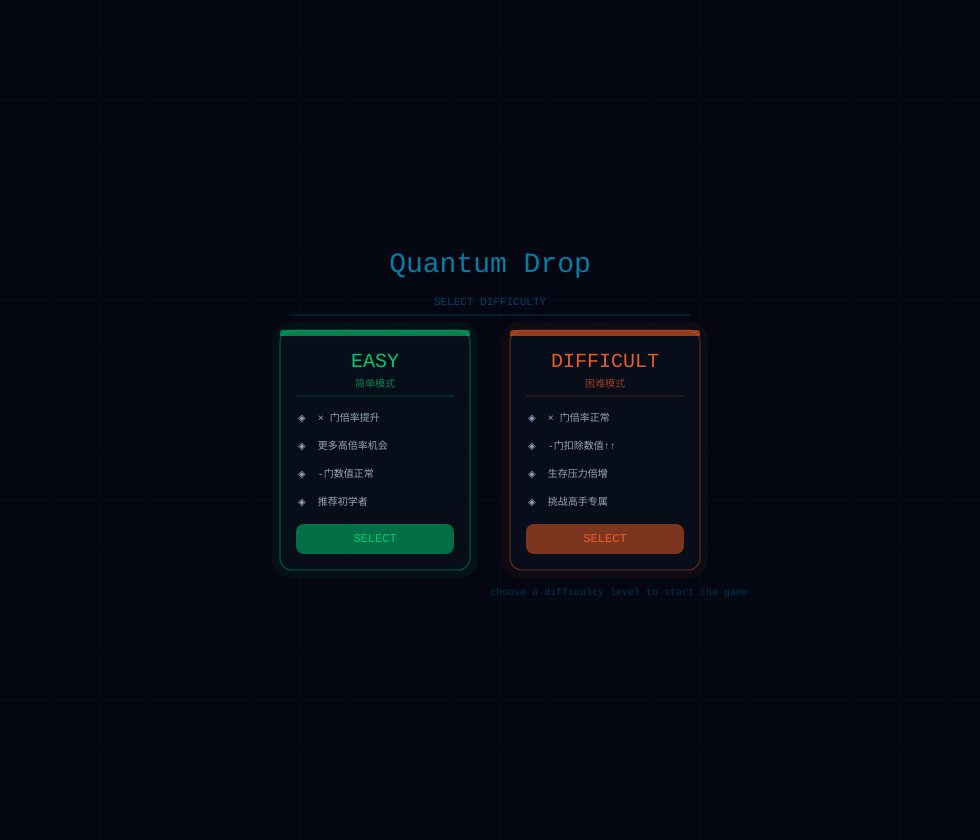
Frame 1 (no input)
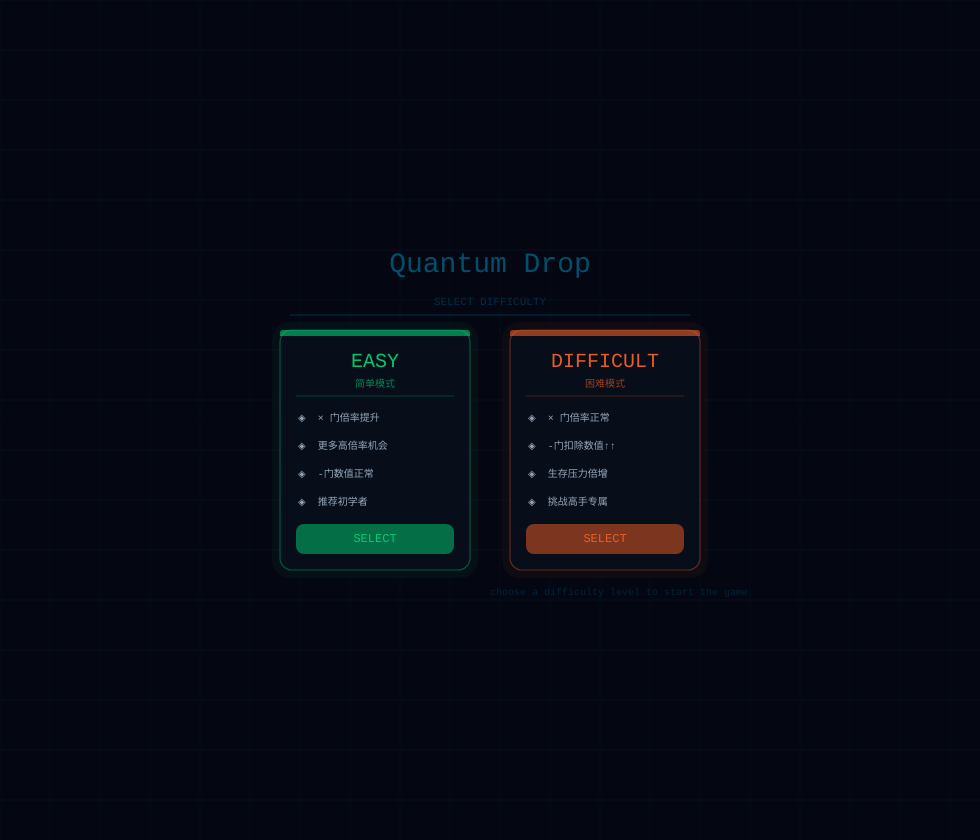
Frame 60 (no input)
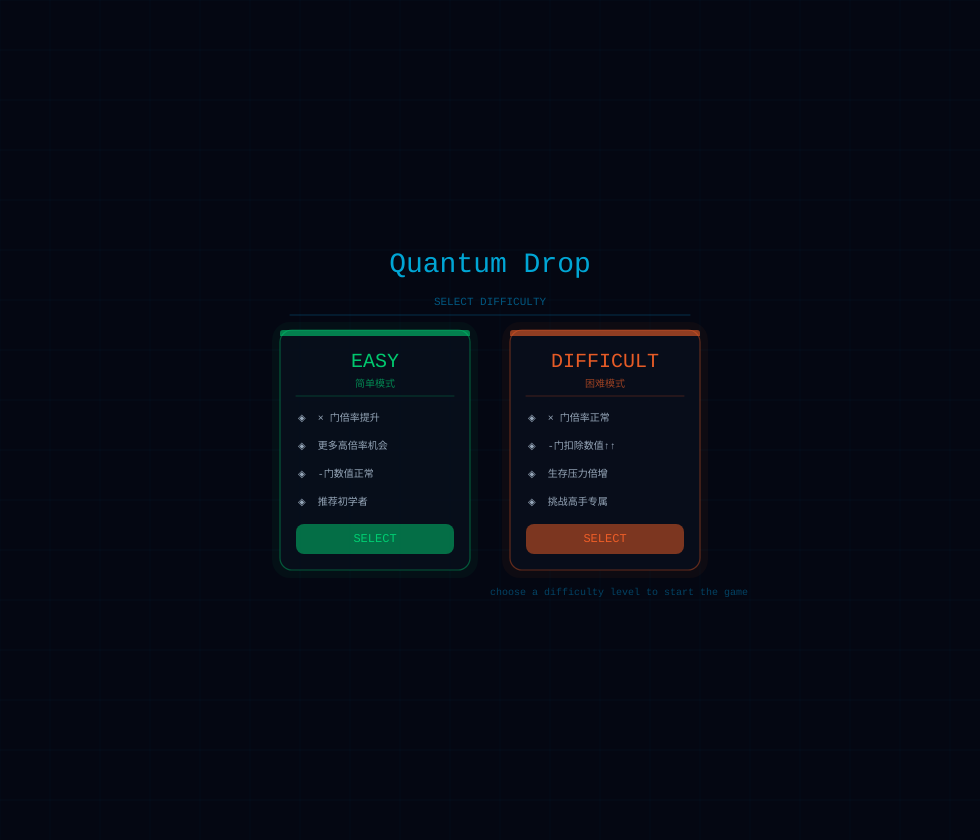
Frame 120 (the mouse pressed at the canvas centre since frame 60)

The p5.js sketch that drew these frames (run headless with seeded random() and noise() and a simulated clock; from frame 60 on, the mouse is pressed at the canvas centre):

// p5.js sketch
// ── sketch.js
// ── 地图尺寸 ──
const CELL_SIZE  = 70;
const GRID_COLS  = 14;
const GRID_ROWS  = 12;
const HUD_HEIGHT = 46;

// ── 难度系统 ──
// 'easy' | 'difficult'  (在难度选择界面设定)
let gameDifficulty = null;
// 游戏阶段：'select'（难度选择）→ 'playing'
let gamePhase = 'select';

// ── 游戏核心数值 ──
let coins   = 200;
let baseHp        = 50;
let baseHpMax     = 50;
let waveNum = 0;

// ── 波次系统 ──
const TOTAL_WAVES      = 10;
let waveState          = 'waiting';
let waveCountdownEnd   = 0;
const COUNTDOWN_FRAMES = 300;

// ── 干扰系统 ──
let jammedUntilFrame = 0;
let jamPos = { x: 0, y: 0 };

// ── 核心管理器与路径 ──
let manager      = null;
let MAIN_PATH_PX = null;
let EDGE_PATH_PX = null;
let AIR_PATH_PX  = null;
let homeTowers   = []; // 科幻基地（路径终点）


function setup() {
  createCanvas(GRID_COLS * CELL_SIZE, GRID_ROWS * CELL_SIZE);
  textFont('monospace');
  // 先不初始化游戏逻辑，等难度选择后再初始化
}

// 难度选定后调用，真正初始化游戏
function initGame() {
  initMap();

  // 在路径终点放置科幻基地
  homeTowers = [];
  if (MAIN_PATH_PX && MAIN_PATH_PX.length > 0) {
    const ep = MAIN_PATH_PX[MAIN_PATH_PX.length - 1];
    homeTowers.push(new HomeTower(ep.x, ep.y));
  }
  if (EDGE_PATH_PX && EDGE_PATH_PX.length > 0) {
    const ep2 = EDGE_PATH_PX[EDGE_PATH_PX.length - 1];
    const ep1 = MAIN_PATH_PX[MAIN_PATH_PX.length - 1];
    if (Math.hypot(ep2.x - ep1.x, ep2.y - ep1.y) > 40)
      homeTowers.push(new HomeTower(ep2.x, ep2.y));
  }

  manager = new MonsterManager();
  manager.onKilled = m => { coins += m.reward; };
  manager.onReach  = (m, dmg) => {
    baseHp = max(0, baseHp - (dmg || 1));
  };

  initTowers();
  initUI();

  // 启动第一波倒计时
  beginAutoWave();
}

function draw() {
  // ── 难度选择阶段 ──
  if (gamePhase === 'select') {
    drawDifficultySelect();
    return;
  }

  // ── 正式游戏阶段 ──
  // 1. 背景 & 路径
  drawBackground();
  drawPaths();

  // 2. 波次推进（始终运行，小游戏与波次倒计时并行）
  updateWaveSystem();

  // 3. 怪物更新
  manager.update();

  // 4. 塔 & 子弹
  updateAndDrawTowers();

  // 4.5 Home基地
  for (const ht of homeTowers) { ht.update(); ht.draw(); }

  // 5. 粒子
  updateParticles();

  // 6. 小游戏（叠加在游戏画面上）
  updateMinigame();
  drawMinigame();

  // 7. 全部UI
  drawUI();
}

function mousePressed() {
  // 难度选择阶段
  if (gamePhase === 'select') {
    handleDifficultyClick(mouseX, mouseY);
    return;
  }

  // 小游戏优先消费点击
  if (minigameState !== 'idle') {
    handleMinigameClick(mouseX, mouseY);
    return;
  }

  const consumed = handlePlacementClick(mouseX, mouseY);
  if (consumed) return;

  clickEffects.push({ x: mouseX, y: mouseY, life: 1.0 });
}

function mouseMoved() {
  if (minigameState !== 'idle') {
    handleMinigameMove(mouseX, mouseY);
  }
}
// ── minigame.js
// ============================================================
//  minigame.js — 投球小游戏（门版）
//  玩法：玩家点击选择 X 位置发射小球
//        小球穿过竖排的"门"（+N / -N / ×N）改变数量
//        最终落底结算 → 金币
//  状态: 'idle' → 'aiming' → 'playing' → 'result'
// ============================================================

let minigameState     = 'idle';
let minigameResult    = 0;
let minigameInitBalls = 10;

// ── 面板区域 ──
let MG = { x:0, y:0, w:0, h:0 };

// ── 小球 ──
// { x, y, vx, vy, alive, settled }
let mgBalls = [];
const BALL_R      = 7;
const GRAVITY     = 0.13;   // 慢落
const WALL_BOUNCE = 0.42;
const FRICTION    = 0.984;

// ── 瞄准 ──
let aimX        = 0;    // 玩家选定的发射 X
let aimConfirmed = false;

// ── 发射节奏 ──
let shootTimer  = 0;
let shootCount  = 0;   // 已发射数
let shootTotal  = 0;   // 本局发射总数（随门触发动态变化）
let shootDone   = false;

// ── 门 ──
// { x, y, w, h, type:'add'|'sub'|'mul', value, label, col, triggered, flashTimer }
// 每列门横向排列，小球穿过触发
let mgGates = [];

// ── 结算 ──
let resultTimer   = 0;
const RESULT_SHOW = 200;

// ── 粒子 ──
let mgParticles = [];

// ── 落底球数 ──
let landedBalls = 0;

// ── 待添加队列（避免迭代中修改数组） ──
let spawnQueue = [];

// ============================================================
//  对外接口
// ============================================================
function startMinigame() {
  minigameState  = 'aiming';
  minigameResult = 0;
  mgBalls        = [];
  mgGates        = [];
  mgParticles    = [];
  spawnQueue     = [];
  shootTimer     = 0;
  shootCount     = 0;
  shootTotal     = minigameInitBalls;
  shootDone      = false;
  aimConfirmed   = false;
  landedBalls    = 0;

  MG.x = 0;
  MG.y = HUD_HEIGHT;
  MG.w = width;
  MG.h = height - HUD_HEIGHT;

  aimX = MG.x + MG.w / 2;

  generateGates();
}

function endMinigame() {
  coins        += minigameResult;
  minigameState = 'idle';
}

function updateMinigame() {
  if (minigameState === 'idle' || minigameState === 'aiming') return;

  if (minigameState === 'playing') {
    shootBalls();

    // 把待生成球加入（安全，不在迭代中修改）
    for (const b of spawnQueue) mgBalls.push(b);
    spawnQueue = [];

    updateMgBalls();
    updateMgGates();
    updateMgParticles();
    checkSettlement();
  }

  if (minigameState === 'result') {
    resultTimer--;
    if (resultTimer <= 0) endMinigame();
  }
}

function drawMinigame() {
  if (minigameState === 'idle') return;
  drawMgBackground();
  drawMgGates();
  drawMgBalls();
  drawMgParticles();
  drawMgHUD();
  if (minigameState === 'aiming') drawAimUI();
  if (minigameState === 'result') drawResultUI();
}

// 鼠标点击
function handleMinigameClick(mx, my) {
  if (minigameState === 'idle') return false;
  if (minigameState === 'aiming') {
    aimX          = constrain(mx, MG.x + 20, MG.x + MG.w - 20);
    aimConfirmed  = true;
    minigameState = 'playing';
  }
  return true;
}

// 鼠标移动（瞄准阶段跟随）
function handleMinigameMove(mx, my) {
  if (minigameState === 'aiming') {
    aimX = constrain(mx, MG.x + 20, MG.x + MG.w - 20);
  }
}

// ============================================================
//  门生成
//  布局：6 行，每行 2~3 个门，横向错开
//  类型比例：约 2 个加/乘门、1 个减门
// ============================================================
// ── 门池配置 ──
// × 门：标准权重池（困难/默认）
const MUL_POOL_NORMAL = [
  { value:2, label:'×2', col:[255, 210,  0], weight:35 },
  { value:3, label:'×3', col:[255, 175,  0], weight:28 },
  { value:4, label:'×4', col:[255, 140,  0], weight:18 },
  { value:5, label:'×5', col:[255, 105, 10], weight: 9 },
  { value:6, label:'×6', col:[255,  75, 20], weight: 5 },
  { value:7, label:'×7', col:[255,  50, 35], weight: 3 },
  { value:8, label:'×8', col:[240,  30, 50], weight: 1 },
  { value:9, label:'×9', col:[220,  10, 60], weight: 1 },
];
// × 门：简单权重池（高倍率概率大幅提升）
const MUL_POOL_EASY = [
  { value:2, label:'×2', col:[255, 210,  0], weight:15 },
  { value:3, label:'×3', col:[255, 175,  0], weight:20 },
  { value:4, label:'×4', col:[255, 140,  0], weight:22 },
  { value:5, label:'×5', col:[255, 105, 10], weight:18 },
  { value:6, label:'×6', col:[255,  75, 20], weight:13 },
  { value:7, label:'×7', col:[255,  50, 35], weight: 7 },
  { value:8, label:'×8', col:[240,  30, 50], weight: 4 },
  { value:9, label:'×9', col:[220,  10, 60], weight: 1 },
];
// - 门：简单模式（小扣）
const SUB_POOL_EASY = [
  { value:2, label:'-2', col:[220, 55, 55] },
  { value:3, label:'-3', col:[210, 40, 40] },
];
// - 门：困难模式（大扣）
const SUB_POOL_HARD = [
  { value:4, label:'-4', col:[230, 40, 40] },
  { value:5, label:'-5', col:[220, 25, 25] },
  { value:6, label:'-6', col:[200, 10, 10] },
];

// 兼容旧引用
const MUL_POOL = MUL_POOL_NORMAL;
const SUB_POOL = SUB_POOL_EASY;

function pickMul() {
  const pool = (typeof gameDifficulty !== 'undefined' && gameDifficulty === 'easy')
    ? MUL_POOL_EASY : MUL_POOL_NORMAL;
  const total = pool.reduce((s, m) => s + m.weight, 0);
  let r = random(total);
  for (const m of pool) { r -= m.weight; if (r <= 0) return m; }
  return pool[0];
}

function pickSub() {
  const pool = (typeof gameDifficulty !== 'undefined' && gameDifficulty === 'difficult')
    ? SUB_POOL_HARD : SUB_POOL_EASY;
  return random(pool);
}

function generateGates() {
  mgGates = [];

  const rows    = 5;
  const usableH = MG.h - 130;
  const stepY   = usableH / (rows + 1);
  const gateH   = 34;
  const innerL  = MG.x + 28;
  const innerW  = MG.w - 56;

  const minGW = floor(MG.w / 7);
  const maxGW = floor(MG.w / 4);

  const TARGET_MUL = floor(random(3, 7));
  let mulCount = 0;

  // 弹跳门：0~2 个，记录哪些行/列位置已放置，后面插入
  const bounceCount  = floor(random(3));   // 0, 1, 2
  const bounceSlots  = [];   // { row, col } 记录坑位

  for (let row = 0; row < rows; row++) {
    const y = MG.y + 80 + stepY * (row + 1);
    const rCount = random();
    const count = rCount < 0.25 ? 1 : rCount < 0.75 ? 2 : 3;

    const widths = Array.from({length: count}, () => floor(random(minGW, maxGW)));
    const rawTotal = widths.reduce((a, b) => a + b, 0);
    const maxTotal = innerW - 16 * (count + 1);
    const scale    = rawTotal > maxTotal ? maxTotal / rawTotal : 1;
    const finalW   = widths.map(w => floor(w * scale));

    const usedW = finalW.reduce((a, b) => a + b, 0);
    const freeW = innerW - usedW;
    const gaps  = Array.from({length: count + 1}, () => random(0.5, 1.5));
    const gapSum = gaps.reduce((a, b) => a + b, 0);
    const gaps_n = gaps.map(g => (g / gapSum) * freeW);

    let curX = innerL + gaps_n[0];

    for (let c = 0; c < count; c++) {
      const remaining = rows - row;
      const mulLeft   = TARGET_MUL - mulCount;
      const mustMul   = mulLeft >= remaining * count;
      const mulBias   = row < 3 ? 0.60 : 0.35;
      const placeMul  = mulCount < TARGET_MUL && (mustMul || random() < mulBias);

      let def;
      if (placeMul) {
        const m = pickMul();
        def = { type:'mul', value: m.value, label: m.label, col: [...m.col] };
        mulCount++;
      } else {
        const s = pickSub();
        def = { type:'sub', value: s.value, label: s.label, col: [...s.col] };
      }

      mgGates.push({
        x: curX + finalW[c] / 2,
        y,
        w: finalW[c],
        h: gateH,
        type: def.type, value: def.value,
        label: def.label, col: def.col,
        triggered: false,
        flashTimer: 0,
      });
      bounceSlots.push({ gateIdx: mgGates.length - 1, row, col: c });

      curX += finalW[c] + gaps_n[c + 1];
    }
  }

  // ── 随机替换 bounceCount 个普通门为弹跳门 ──
  if (bounceCount > 0 && bounceSlots.length > 0) {
    // 打乱并取前 bounceCount 个
    for (let i = bounceSlots.length - 1; i > 0; i--) {
      const j = floor(random(i + 1));
      [bounceSlots[i], bounceSlots[j]] = [bounceSlots[j], bounceSlots[i]];
    }
    for (let k = 0; k < min(bounceCount, bounceSlots.length); k++) {
      const idx = bounceSlots[k].gateIdx;
      const g   = mgGates[idx];
      g.type      = 'bounce';
      g.value     = 0;
      g.label     = '↯';
      g.col       = [180, 60, 255];
      g.triggered = false;   // 弹跳门可多次触发（每球触发一次）
    }
  }
}

// ============================================================
//  发射小球
// ============================================================
function shootBalls() {
  if (shootDone) return;
  shootTimer++;
  // 每 4 帧发射 1 个，模拟连发
  if (shootTimer % 4 === 0 && shootCount < shootTotal) {
    shootCount++;
    const ang = random(-0.22, 0.22);
    const spd = random(1.2, 2.2);
    mgBalls.push({
      x:  aimX + random(-6, 6),
      y:  MG.y + 28,
      vx: sin(ang) * spd,
      vy: cos(ang) * spd * 0.25 + 0.5,
      alive: true, settled: false,
    });
  }
  if (shootCount >= shootTotal) {
    shootDone = true;
  }
}

// ============================================================
//  物理更新
// ============================================================
function updateMgBalls() {
  const wallL  = MG.x + 20;
  const wallR  = MG.x + MG.w - 20;
  const floorY = MG.y + MG.h - 20;

  for (const b of mgBalls) {
    if (!b.alive) continue;

    b.vy += GRAVITY;
    b.vx *= FRICTION;
    b.x  += b.vx;
    b.y  += b.vy;

    // 左右墙弹
    if (b.x - BALL_R < wallL) {
      b.x  = wallL + BALL_R;
      b.vx = abs(b.vx) * WALL_BOUNCE + random(0.1, 0.4);
    }
    if (b.x + BALL_R > wallR) {
      b.x  = wallR - BALL_R;
      b.vx = -(abs(b.vx) * WALL_BOUNCE + random(0.1, 0.4));
    }

    // 落底
    if (b.y - BALL_R > floorY) {
      b.alive   = false;
      b.settled = true;
      landedBalls++;
      spawnMgPart(b.x, floorY, color(0, 200, 255), 3);
    }
  }
}

// ============================================================
//  门碰撞 & 触发
//  × 门：每个球穿过时独立分裂（原球消失 → 生成 N 个子球扇形散射）
//  - 门：一次性，消灭 N 个在场球
// ============================================================
function updateMgGates() {
  for (const g of mgGates) {
    if (g.flashTimer > 0) g.flashTimer--;

    for (const b of mgBalls) {
      if (!b.alive || b.settled) continue;

      const hw = g.w / 2 + BALL_R;
      const hh = g.h / 2 + BALL_R;
      if (abs(b.x - g.x) < hw && abs(b.y - g.y) < hh) {
        triggerGate(g, b);
      }
    }
  }
}

function triggerGate(g, ball) {
  if (g.type === 'bounce') {
    // 每个球维护一个已弹跳过的门的 Set，弹过的门永远不再重复触发
    if (!ball._bouncedGates) ball._bouncedGates = new Set();
    if (ball._bouncedGates.has(g)) return;
    ball._bouncedGates.add(g);
    g.flashTimer = 35;

    // 强力弹飞：反转 vy，随机偏转 vx
    const spd = Math.max(Math.hypot(ball.vx, ball.vy), 2.2);
    const ang  = random(-PI * 0.35, PI * 0.35);
    ball.vx = sin(ang) * spd * random(1.1, 1.6);
    ball.vy = -abs(cos(ang)) * spd * random(1.0, 1.4);  // 向上弹

    spawnMgPart(g.x, g.y, color(...g.col), 10);
    return;
  }

  if (g.type === 'mul') {
    // × 门：每个球独立分裂，不限制触发次数
    // 用 ball 身上的标记防止同一帧重复触发同一门
    if (ball._lastGate === g) return;
    ball._lastGate = g;

    g.flashTimer = 40;

    // 原球消失，在门出口生成 value 个子球
    ball.alive = false;
    const exitY  = g.y + g.h / 2 + BALL_R + 2;
    const baseSpd = Math.max(Math.hypot(ball.vx, ball.vy), 1.5);

    for (let i = 0; i < g.value; i++) {
      const totalArc = PI * 0.24;
      const ang = -totalArc / 2 + (i / (g.value - 1 || 1)) * totalArc + random(-0.06, 0.06);
      const spd = baseSpd * random(0.85, 1.15);
      spawnQueue.push({
        x:  ball.x + sin(ang) * (BALL_R * 1.2),
        y:  exitY,
        vx: sin(ang) * spd,
        vy: abs(cos(ang)) * spd * 0.5 + 0.6,
        alive: true, settled: false,
        _lastGate: g,
        // 子球继承父球已弹跳过的门集合（拷贝一份，避免共享引用）
        _bouncedGates: ball._bouncedGates ? new Set(ball._bouncedGates) : new Set(),
      });
    }
    spawnMgPart(g.x, g.y, color(...g.col), 16);

  } else {
    // - 门：一次性，消灭 N 个活跃球
    if (g.triggered) return;
    g.triggered  = true;
    g.flashTimer = 45;

    let killed = 0;
    // 优先消灭离门最近的球
    const alive = mgBalls.filter(b => b.alive && !b.settled)
      .sort((a, b) => dist(a.x, a.y, g.x, g.y) - dist(b.x, b.y, g.x, g.y));
    for (const b of alive) {
      if (killed >= g.value) break;
      spawnMgPart(b.x, b.y, color(...g.col), 8);
      b.alive = false;
      killed++;
    }
    spawnMgPart(g.x, g.y, color(...g.col), 12);
  }
}

// ============================================================
//  结算检测
// ============================================================
function checkSettlement() {
  if (!shootDone) return;
  if (spawnQueue.length > 0) return;
  const alive = mgBalls.filter(b => b.alive).length;
  if (alive === 0) {
    minigameResult = Math.floor(landedBalls * 1.5);
    minigameState  = 'result';
    resultTimer    = RESULT_SHOW;
  }
}

// ============================================================
//  绘制：背景（保持游戏科幻风格，用深蓝半透明遮罩）
// ============================================================
function drawMgBackground() {
  noStroke();
  fill(2, 5, 18, 225);
  rect(MG.x, MG.y, MG.w, MG.h);

  // 网格
  stroke(0, 150, 220, 14); strokeWeight(1);
  for (let x = MG.x; x < MG.x + MG.w; x += 40) line(x, MG.y, x, MG.y + MG.h);
  for (let y = MG.y; y < MG.y + MG.h; y += 40) line(MG.x, y, MG.x + MG.w, y);

  // 底部落地线
  stroke(0, 200, 255, 100); strokeWeight(1.5);
  line(MG.x, MG.y + MG.h - 20, MG.x + MG.w, MG.y + MG.h - 20);
}

// ============================================================
//  绘制：门
// ============================================================
function drawMgGates() {
  textFont('monospace');

  for (const g of mgGates) {
    const [r, gn, b] = g.col;
    const flash  = g.flashTimer / 45;
    const faded  = g.triggered && g.type === 'sub';   // -门触发后变暗
    const alpha  = faded ? 55 : 215;
    const isMul  = g.type === 'mul';

    // ── 弹跳门专属外观 ──
    if (g.type === 'bounce') {
      const [r2, g2, b2] = g.col;
      const t2 = sin(frameCount * 0.22) * 0.5 + 0.5;
      // 外发光
      noStroke(); fill(r2, g2, b2, 18 + t2 * 28);
      rect(g.x - g.w/2 - 10, g.y - g.h/2 - 10, g.w + 20, g.h + 20, 14);
      // 门底色
      fill(r2 * 0.2, g2 * 0.2, b2 * 0.3, 220);
      rect(g.x - g.w/2, g.y - g.h/2, g.w, g.h, 8);
      // 门面渐变（紫到蓝紫）
      fill(r2, g2, b2, 180 + t2 * 60);
      rect(g.x - g.w/2, g.y - g.h/2, g.w, g.h - 5, 8);
      // 高光
      fill(220, 180, 255, 80 + t2 * 80);
      rect(g.x - g.w/2 + 5, g.y - g.h/2 + 4, g.w - 10, 4, 3);
      // 闪电锯齿线
      stroke(220, 160, 255, 160 + t2 * 80); strokeWeight(1.8);
      const zx1 = g.x - g.w/2 + 10, zx2 = g.x + g.w/2 - 10;
      const zy  = g.y;
      const segs = 5;
      beginShape();
      for (let s = 0; s <= segs; s++) {
        const tx = lerp(zx1, zx2, s / segs);
        const ty = zy + (s % 2 === 0 ? -6 : 6) * t2;
        vertex(tx, ty);
      }
      endShape();
      // 角落闪电小图标
      noStroke(); fill(255, 220, 255, 140 + t2 * 100);
      textSize(9); textAlign(CENTER, CENTER);
      text('⚡', g.x - g.w/2 + 9, g.y - g.h/2 + 10);
      text('⚡', g.x + g.w/2 - 9, g.y - g.h/2 + 10);
      // 标签
      fill(255, 240, 255, 230 + t2 * 25);
      textSize(g.w < 70 ? 13 : g.w < 95 ? 16 : 18);
      text('↯ BOUNCE', g.x, g.y);
      // 触发闪光
      if (g.flashTimer > 0) {
        const fv = g.flashTimer / 35;
        noFill(); stroke(r2, g2, b2, fv * 240); strokeWeight(2 + fv * 6);
        rect(g.x - g.w/2 - (1-fv)*12, g.y - g.h/2 - (1-fv)*12,
             g.w + (1-fv)*24, g.h + (1-fv)*24, 12);
      }
      textAlign(LEFT, BASELINE);
      continue;   // 跳过后面的通用绘制
    }


    if (!faded) {
      noStroke();
      fill(r, gn, b, isMul ? 28 + flash * 35 : 18 + flash * 20);
      rect(g.x - g.w/2 - 8, g.y - g.h/2 - 8, g.w + 16, g.h + 16, 12);
      // ×6以上：稀有金边脉冲
      if (isMul && g.value >= 6) {
        const pulse = sin(frameCount * 0.18) * 0.5 + 0.5;
        noFill(); stroke(255, 230, 80, 120 * pulse); strokeWeight(2);
        rect(g.x - g.w/2 - 4, g.y - g.h/2 - 4, g.w + 8, g.h + 8, 10);
      }
    }

    // ── 门底色（深） ──
    noStroke();
    fill(r * 0.35, gn * 0.35, b * 0.35, alpha);
    rect(g.x - g.w/2, g.y - g.h/2, g.w, g.h, 8);

    // ── 门面 ──
    fill(r, gn, b, alpha + flash * 40);
    rect(g.x - g.w/2, g.y - g.h/2, g.w, g.h - 5, 8);

    // ── 高光条 ──
    fill(255, 255, 255, faded ? 15 : 55 + flash * 55);
    rect(g.x - g.w/2 + 5, g.y - g.h/2 + 4, g.w - 10, 4, 3);

    // ── -门专属斜纹 ──
    if (!isMul && !faded) {
      stroke(255, 130, 110, 100); strokeWeight(1.5);
      for (let tx = g.x - g.w/2 + 8; tx < g.x + g.w/2 - 4; tx += 13) {
        line(tx, g.y - g.h/2 + 3, tx - 9, g.y + g.h/2 - 3);
      }
    }

    // ── ×门专属闪烁菱形角标 ──
    if (isMul && !faded) {
      const ps = sin(frameCount * 0.15) * 0.4 + 0.6;
      noStroke(); fill(255, 255, 180, 120 * ps);
      const mx = g.x + g.w/2 - 10, my = g.y - g.h/2 + 10;
      beginShape();
      vertex(mx, my - 5); vertex(mx + 4, my);
      vertex(mx, my + 5); vertex(mx - 4, my);
      endShape(CLOSE);
    }

    // ── 标签（字号随门宽自适应）──
    noStroke();
    fill(255, 255, 255, faded ? 80 : 232 + flash * 23);
    const labelSize = g.w < 70 ? 11 : g.w < 95 ? 13 : 15;
    textSize(labelSize); textAlign(CENTER, CENTER);
    text(g.label, g.x, g.y);

    // ── 触发闪光环 ──
    if (g.flashTimer > 0) {
      noFill();
      stroke(r, gn, b, flash * 230);
      strokeWeight(2 + flash * 5);
      rect(g.x - g.w/2 - (1-flash)*14, g.y - g.h/2 - (1-flash)*14,
           g.w + (1-flash)*28, g.h + (1-flash)*28, 12);
    }
  }
  textAlign(LEFT, BASELINE);
}

// ============================================================
//  绘制：小球
// ============================================================
function drawMgBalls() {
  for (const b of mgBalls) {
    if (!b.alive) continue;
    noStroke();
    fill(0, 160, 255, 35);
    ellipse(b.x, b.y, BALL_R * 4.2, BALL_R * 4.2);
    fill(0, 200, 255, 210);
    ellipse(b.x, b.y, BALL_R * 2, BALL_R * 2);
    fill(180, 235, 255, 200);
    ellipse(b.x - BALL_R * 0.28, b.y - BALL_R * 0.28, BALL_R * 0.7, BALL_R * 0.7);
  }
}

// ============================================================
//  绘制：HUD 顶条
// ============================================================
function drawMgHUD() {
  noStroke(); fill(3, 7, 20, 220);
  rect(MG.x, MG.y, MG.w, 46);
  stroke(0, 140, 220, 80); strokeWeight(1);
  line(MG.x, MG.y + 46, MG.x + MG.w, MG.y + 46);

  textFont('monospace'); noStroke();
  fill(0, 160, 255); textSize(10); text('◈ 在途', MG.x + 16, MG.y + 16);
  fill(0, 220, 255); textSize(15);
  text(mgBalls.filter(b => b.alive).length + spawnQueue.length, MG.x + 16, MG.y + 35);

  fill(0, 160, 255); textSize(10); text('◈ 已落底', MG.x + 110, MG.y + 16);
  fill(0, 255, 170); textSize(15); text(landedBalls, MG.x + 110, MG.y + 35);

  fill(0, 160, 255); textSize(10); text('◈ 预计金币', MG.x + 210, MG.y + 16);
  fill(255, 225, 30); textSize(15); text('¥' + Math.floor(landedBalls * 1.5), MG.x + 210, MG.y + 35);

  if (minigameState === 'playing') {
    fill(0, 180, 255, 130); textSize(10);
    textAlign(RIGHT, BASELINE);
    text(shootDone ? '发射完毕' : ('已发 ' + shootCount + '/' + shootTotal), MG.x + MG.w - 16, MG.y + 35);
    textAlign(LEFT, BASELINE);
  }
}

// ============================================================
//  绘制：瞄准 UI
// ============================================================
function drawAimUI() {
  // 竖线瞄准线
  stroke(0, 200, 255, 55); strokeWeight(1.5);
  drawingContext.setLineDash([5, 9]);
  line(aimX, MG.y + 46, aimX, MG.y + MG.h - 24);
  drawingContext.setLineDash([]);

  // 准星
  const pulse = sin(frameCount * 0.14) * 0.4 + 0.6;
  noFill(); stroke(0, 220, 255, 180 * pulse); strokeWeight(2);
  ellipse(aimX, MG.y + 28, 28 + pulse * 4, 28 + pulse * 4);
  stroke(0, 220, 255, 130 * pulse); strokeWeight(1.5);
  line(aimX - 16, MG.y + 28, aimX + 16, MG.y + 28);
  line(aimX, MG.y + 28 - 16, aimX, MG.y + 28 + 16);
  // 球数
  fill(255, 220, 50, 220); noStroke(); textFont('monospace');
  textSize(10); textAlign(CENTER, CENTER);
  text('×' + shootTotal, aimX, MG.y + 28 + 24);

  // 提示
  fill(0, 200, 255, 200); textSize(13);
  text('移动鼠标瞄准  点击发射', MG.x + MG.w / 2, MG.y + MG.h / 2);
  textAlign(LEFT, BASELINE);
}

// ============================================================
//  绘制：结算面板
// ============================================================
function drawResultUI() {
  const t  = resultTimer / RESULT_SHOW;
  const cx = MG.x + MG.w / 2;
  const cy = MG.y + MG.h / 2;

  noStroke(); fill(2, 6, 20, 205);
  rect(cx - 172, cy - 98, 344, 196, 14);
  stroke(0, 180, 255, 160); strokeWeight(2); noFill();
  rect(cx - 170, cy - 96, 340, 192, 13);

  textFont('monospace'); textAlign(CENTER, CENTER); noStroke();
  fill(0, 200, 255, 225); textSize(13);
  text('— MINIGAME SETTLEMENT —', cx, cy - 68);

  fill(0, 255, 175, 220); textSize(14);
  text('落底小球：' + landedBalls + ' 个', cx, cy - 32);

  fill(255, 215, 40, 240); textSize(34);
  text('+ ¥' + minigameResult, cx, cy + 12);

  fill(100, 175, 255, 175); textSize(10);
  text('CREDITS ADDED TO RESERVES', cx, cy + 50);

  noStroke(); fill(8, 20, 44);
  rect(cx - 112, cy + 70, 224, 8, 4);
  fill(0, 180, 255, 200);
  rect(cx - 112, cy + 70, 224 * t, 8, 4);

  textAlign(LEFT, BASELINE);
}

// ============================================================
//  粒子系统
// ============================================================
function spawnMgPart(x, y, col, n) {
  for (let i = 0; i < n; i++) {
    const a = random(TWO_PI), s = random(1.2, 4.5);
    mgParticles.push({
      x, y, vx: cos(a)*s, vy: sin(a)*s - 0.8,
      life: 1.0, col, r: random(2, 5),
    });
  }
}

function updateMgParticles() {
  mgParticles = mgParticles.filter(p => p.life > 0);
  for (const p of mgParticles) {
    p.x  += p.vx; p.y += p.vy;
    p.vx *= 0.90; p.vy = p.vy * 0.90 + 0.12;
    p.life -= 0.036;
  }
}

function drawMgParticles() {
  for (const p of mgParticles) {
    noStroke();
    fill(red(p.col), green(p.col), blue(p.col), p.life * 215);
    ellipse(p.x, p.y, p.r * p.life * 2.4, p.r * p.life * 2.4);
  }
}

// ============================================================
//  拆除塔（供 ui.js 调用）
// ============================================================
function demolishTower(t) {
  const refund = Math.floor(TOWER_DEFS[t.type].cost * 0.8);
  coins += refund;
  towers = towers.filter(tower => tower !== t);
}
// ── monsters.js
// ============================================================
//  monsters.js — 怪物与路径系统
//  负责人：张洵
//  依赖：globals.js, map.js
// ============================================================

// ============================================================
//  工具函数
// ============================================================
function moveAlongPath(pos, seg, path, spd) {
  let rem = spd, px = pos.x, py = pos.y, s = seg;
  while (rem > 0 && s < path.length - 1) {
    const tx = path[s+1].x, ty = path[s+1].y;
    const d = Math.hypot(tx - px, ty - py);
    if (d <= rem) { rem -= d; px = tx; py = ty; s++; }
    else { const r = rem/d; px += (tx-px)*r; py += (ty-py)*r; rem = 0; }
  }
  return { pos: { x: px, y: py }, seg: s };
}

function calcProgress(pos, seg, path) {
  let t = 0;
  for (let i = 0; i < seg; i++) t += distAB(path[i], path[i+1]);
  return t + distAB(path[seg], pos);
}

// ============================================================
//  粒子系统
// ============================================================
let particles = [];

function spawnParticles(x, y, col, count) {
  for (let i = 0; i < count; i++) {
    const a = random(TWO_PI), s = random(1.5, 5);
    particles.push({
      x, y, vx: cos(a)*s, vy: sin(a)*s,
      life: 1.0, col, size: random(2, 7),
    });
  }
}

function updateParticles() {
  particles = particles.filter(p => p.life > 0);
  for (const p of particles) {
    p.x += p.vx; p.y += p.vy;
    p.vx *= 0.88; p.vy *= 0.88;
    p.life -= 0.04;
    noStroke();
    fill(red(p.col), green(p.col), blue(p.col), p.life * 220);
    push(); translate(p.x, p.y); rotate(p.vx * 0.5);
    rectMode(CENTER); rect(0, 0, p.size*p.life*1.4, p.size*p.life*0.7);
    rectMode(CORNER); pop();
  }
}

// ============================================================
//  基类 Monster
// ============================================================
class Monster {
  constructor(path, hp, spd, reward) {
    this.path = path; this.hp = hp; this.maxHp = hp;
    this.spd = spd; this.reward = reward;
    this.seg = 0; this.pos = { x: path[0].x, y: path[0].y };
    this.alive = true; this.reached = false; this.progress = 0;
    this.radius = 14; this.hitFlash = 0;
    this.deathColor = color(180, 20, 10);
  }
  takeDamage(dmg) {
    this.hp -= dmg; this.hitFlash = 6;
    if (this.hp <= 0) {
      this.alive = false;
      spawnParticles(this.pos.x, this.pos.y, this.deathColor, 20);
    }
  }
  move() {
    const r = moveAlongPath(this.pos, this.seg, this.path, this.spd);
    this.pos = r.pos; this.seg = r.seg;
    this.progress = calcProgress(this.pos, this.seg, this.path);
    if (this.seg >= this.path.length - 1) this.reached = true;
  }
  drawHealthBar() {
    if (this.hitFlash > 0) this.hitFlash--;
    const bw = 40, bh = 3, bx = this.pos.x - bw/2, by = this.pos.y - this.radius - 15;
    stroke(0, 180, 255, 100); strokeWeight(1); fill(5, 8, 15, 200);
    rect(bx-1, by-1, bw+2, bh+2);
    noStroke();
    const ratio = this.hp / this.maxHp;
    fill(this.hitFlash > 0 ? color(255,220,180) : lerpColor(color(200,20,5), color(0,220,150), ratio));
    rect(bx, by, bw * ratio, bh);
    fill(255, 255, 255, 40); rect(bx, by, bw * ratio, 1);
  }
  draw() {}
  update() {
    if (!this.alive || this.reached) return;
    this.move(); this.draw(); this.drawHealthBar();
  }
}

// ── 机械蛇 ──
class MechSnake extends Monster {
  constructor(path) {
    super(path, 160, 0.95, 18);
    this.radius = 9; this.deathColor = color(160, 30, 5);
    this.waveTime = 0; this.breathe = 0;
    this.history = Array(120).fill(null).map(() => ({ x: path[0].x, y: path[0].y }));
    this.healTimer = 0; this.healEffect = 0;
    this.HEAL_RADIUS = 260;
  }
  move() {
    this.waveTime += 0.13; this.breathe += 0.08; this.healTimer++;
    if (this.healTimer >= 600) {
      this.healTimer = 0; this.healEffect = 60;
      if (typeof manager !== 'undefined') {
        for (const m of manager.monsters) {
          if (!m.alive) continue;
          const d = distAB(this.pos, m.pos);
          if (d > this.HEAL_RADIUS) continue;
          if (m instanceof BossAntMech) continue;
          const isBoss = (m instanceof BossFission)||(m instanceof BossPhantom);
          m.hp = min(m.maxHp, m.hp + floor(m.maxHp * (isBoss ? 0.08 : 0.15)));
        }
      }
    }
    if (this.healEffect > 0) this.healEffect--;
    const r = moveAlongPath(this.pos, this.seg, this.path, this.spd);
    this.pos = r.pos; this.seg = r.seg;
    this.progress = calcProgress(this.pos, this.seg, this.path);
    if (this.seg >= this.path.length - 1) this.reached = true;
    this.history.unshift({ x: this.pos.x, y: this.pos.y });
    if (this.history.length > 120) this.history.pop();
  }
  draw() {
    push();
    const n = 14;
    for (let i = n-1; i >= 0; i--) {
      const idx = min(i*6, this.history.length-1);
      const nd = this.history[idx];
      const wave = sin(this.waveTime - i*0.5) * 11;
      const nx = nd.x + wave, ny = nd.y;
      const t = 1 - i/n, w = lerp(4, 16, t);
      push(); translate(nx, ny);
      fill(lerpColor(color(28,8,4), color(75,18,7), t));
      stroke(110, 30, 8, 150 + t*80); strokeWeight(0.8);
      beginShape(); vertex(0,-w*0.9); vertex(w*0.55,0); vertex(0,w*0.65); vertex(-w*0.55,0); endShape(CLOSE);
      if (i%2===0 && t>0.3) {
        fill(55,12,4); stroke(140,35,8,140); strokeWeight(0.8);
        beginShape(); vertex(0,-w*0.9); vertex(w*0.25,-w*1.85); vertex(-w*0.25,-w*1.85); endShape(CLOSE);
      }
      if (t > 0.5) { noFill(); stroke(190,25,5,55*t); strokeWeight(1); line(-w*0.35,-w*0.25,w*0.35,w*0.25); }
      pop();
    }
    const h = this.history[0];
    push(); translate(h.x, h.y);
    fill(42,11,4); stroke(170,38,8); strokeWeight(1.2);
    beginShape(); vertex(0,-13); vertex(9,-7); vertex(11,0); vertex(8,6); vertex(2,11); vertex(-2,11); vertex(-8,6); vertex(-11,0); vertex(-9,-7); endShape(CLOSE);
    fill(28,7,2); stroke(140,32,7,170); strokeWeight(1);
    beginShape(); vertex(-9,5); vertex(-4,13); vertex(0,15); vertex(4,13); vertex(9,5); endShape();
    fill(190,155,90); noStroke();
    for (const tx of [-4,0,4]) { beginShape(); vertex(tx,9); vertex(tx+2,15); vertex(tx-2,15); endShape(CLOSE); }
    fill(4,1,1); stroke(170,28,5,190); strokeWeight(1);
    beginShape(); vertex(-5,-4); vertex(-1,-8); vertex(3,-4); vertex(1,-1); vertex(-3,-1); endShape(CLOSE);
    beginShape(); vertex(3,-4); vertex(7,-8); vertex(11,-4); vertex(9,-1); vertex(5,-1); endShape(CLOSE);
    noStroke(); fill(210,38,8, 120+sin(this.breathe)*50); ellipse(-1,-4,4,3); ellipse(7,-4,4,3);
    pop(); pop();
    if (this.healEffect > 0) {
      const t = this.healEffect / 60;
      noFill(); stroke(30,220,80,t*150); strokeWeight(2.5);
      ellipse(this.history[0].x, this.history[0].y, (1-t)*this.HEAL_RADIUS*2+10, (1-t)*this.HEAL_RADIUS*2+10);
      noFill(); stroke(80,255,120,t*80); strokeWeight(1);
      ellipse(this.history[0].x, this.history[0].y, (1-t)*this.HEAL_RADIUS*2+40, (1-t)*this.HEAL_RADIUS*2+40);
      fill(80,255,120,t*210); noStroke(); textSize(10); textAlign(CENTER);
      text('+AREA HEAL', this.history[0].x, this.history[0].y - 28);
    }
  }
}

// ── 机械天蛛 ──
class MechSpider extends Monster {
  constructor(path) {
    super(path, 140, 1.35, 26);
    this.radius = 16; this.deathColor = color(110, 55, 8);
    this.legTime = 0; this.stopTimer = 0; this.stopped = false; this.pulse = 0;
    this.dashTimer = 0; this.dashing = false; this.dashFrames = 0;
    this.dashEffect = 0; this.baseSpd = 1.35;
  }
  move() {
    this.legTime += 0.16; this.stopTimer++; this.pulse += 0.07; this.dashTimer++;
    if (this.dashTimer >= 380 && !this.dashing) {
      this.dashing = true; this.dashFrames = 20; this.dashEffect = 25; this.dashTimer = 0;
    }
    if (this.dashing) {
      this.spd = this.baseSpd * 3.5; this.dashFrames--;
      if (this.dashFrames <= 0) { this.dashing = false; this.spd = this.baseSpd; }
    }
    if (this.dashEffect > 0) this.dashEffect--;
    if (this.stopTimer % 200 < 22 && !this.dashing) { this.stopped = true; return; }
    this.stopped = false;
    const r = moveAlongPath(this.pos, this.seg, this.path, this.spd);
    this.pos = r.pos; this.seg = r.seg;
    this.progress = calcProgress(this.pos, this.seg, this.path);
    if (this.seg >= this.path.length - 1) this.reached = true;
  }
  draw() {
    push(); translate(this.pos.x, this.pos.y);
    for (let i = 0; i < 4; i++) {
      const ba = map(i, 0, 3, -PI*0.78, PI*0.06);
      const sw = sin(this.legTime + i*1.1) * 0.44;
      for (const side of [-1, 1]) {
        const a1 = ba*side + sw*side;
        const kx = cos(a1)*14*side, ky = sin(a1)*8;
        const a2 = a1 + side*0.68;
        const fx = cos(a2)*28*side, fy = sin(a2)*15 + i*3.5 - 6;
        stroke(95,60,18,190); strokeWeight(3.5); line(side*5,i*5.5-8,kx,ky);
        stroke(75,48,12,170); strokeWeight(2.5); line(kx,ky,fx,fy);
        fill(55,30,8); noStroke();
        push(); translate(kx,ky); beginShape(); for (let k=0;k<5;k++) vertex(cos(k*TWO_PI/5)*3.5,sin(k*TWO_PI/5)*3.5); endShape(CLOSE); pop();
        stroke(130,75,18,170); strokeWeight(1.5);
        line(fx,fy,fx+cos(a2-0.3)*8*side,fy+sin(a2-0.3)*5);
        line(fx,fy,fx+cos(a2)*6*side,fy+sin(a2)*5);
        line(fx,fy,fx+cos(a2+0.3)*7*side,fy+sin(a2+0.3)*4);
      }
    }
    fill(22,10,4); stroke(95,50,13); strokeWeight(1.5);
    beginShape(); vertex(0,15); vertex(10,9); vertex(13,1); vertex(9,-4); vertex(0,-1); vertex(-9,-4); vertex(-13,1); vertex(-10,9); endShape(CLOSE);
    fill(33,13,4); stroke(110,58,16); strokeWeight(1.5);
    beginShape(); vertex(0,-15); vertex(11,-9); vertex(12,-1); vertex(7,4); vertex(0,5); vertex(-7,4); vertex(-12,-1); vertex(-11,-9); endShape(CLOSE);
    fill(8,2,2); stroke(170,18,5,170); strokeWeight(1.5);
    beginShape(); vertex(0,-11); vertex(7,-7); vertex(7,-3); vertex(0,-1); vertex(-7,-3); vertex(-7,-7); endShape(CLOSE);
    fill(190,14,5,150+sin(this.pulse)*55); noStroke(); ellipse(0,-6,8,5);
    if (this.dashing || this.dashEffect > 0) {
      const t = this.dashing ? 1 : this.dashEffect/25;
      noFill(); stroke(255,140,20,t*180); strokeWeight(2.5); ellipse(0,0,38,38);
      fill(255,160,30,t*220); noStroke(); textSize(9); textAlign(CENTER); text('DASH!',0,-32);
    }
    pop();
  }
}

// ── 机器人 ──
class MechRobot extends Monster {
  constructor(path) {
    super(path, 300, 0.95, 30);
    this.radius = 18; this.deathColor = color(60,160,255);
    this.walkTime = 0; this.corePulse = 0;
    this.shielded = false; this.shieldHp = 0; this.shieldPulse = 0; this.shieldTriggered = false;
    this.shootTimer = 0; this.shootCooldown = 100; this.muzzleFlash = 0; this.bullets = [];
    this.aimDx = 1; this.aimDy = 0; this.aimAngle = 0;
  }
  takeDamage(dmg, fromSide) {
    this.hitFlash = 7;
    if (this.shielded) {
      if (!fromSide) dmg = floor(dmg * 0.5);
      this.shieldHp -= dmg; this.shieldPulse = 14;
      if (this.shieldHp <= 0) { this.shielded = false; spawnParticles(this.pos.x,this.pos.y,color(60,180,255),16); }
    } else {
      this.hp -= dmg;
      if (!this.shieldTriggered && this.hp > 0 && this.hp/this.maxHp <= 0.6) {
        this.shieldTriggered = true; this.shielded = true;
        this.shieldHp = floor(this.maxHp * 0.2); this.shieldPulse = 25;
        spawnParticles(this.pos.x, this.pos.y, color(60,180,255), 14);
      }
      if (this.hp <= 0) { this.alive = false; spawnParticles(this.pos.x,this.pos.y,this.deathColor,26); }
    }
  }
  move() {
    this.walkTime += 0.2; this.corePulse += 0.07;
    if (this.shieldPulse > 0) this.shieldPulse--;
    if (this.muzzleFlash > 0) this.muzzleFlash--;
    if (this.seg < this.path.length - 1) {
      const tx = this.path[this.seg+1].x - this.pos.x;
      const ty = this.path[this.seg+1].y - this.pos.y;
      const len = Math.hypot(tx, ty) || 1;
      this.aimDx = tx/len; this.aimDy = ty/len;
      this.aimAngle = Math.atan2(ty, tx);
    }
    this.shootTimer++;
    if (this.shootTimer >= this.shootCooldown) {
      this.shootTimer = 0; this.muzzleFlash = 8;
      this.bullets.push({ x:this.pos.x+this.aimDx*14, y:this.pos.y+this.aimDy*14, vx:this.aimDx*7, vy:this.aimDy*7, life:1.0 });
    }
    this.bullets = this.bullets.filter(b => b.life > 0);
    for (const b of this.bullets) { b.x += b.vx; b.y += b.vy; b.life -= 0.035; }
    const r = moveAlongPath(this.pos, this.seg, this.path, this.spd);
    this.pos = r.pos; this.seg = r.seg;
    this.progress = calcProgress(this.pos, this.seg, this.path);
    if (this.seg >= this.path.length - 1) this.reached = true;
  }
  draw() {
    for (const b of this.bullets) {
      push(); translate(b.x, b.y);
      const angle = Math.atan2(b.vy, b.vx); rotate(angle);
      noStroke(); fill(0,200,255,b.life*230);
      beginShape(); vertex(7,0); vertex(2,-2); vertex(-5,0); vertex(2,2); endShape(CLOSE);
      stroke(0,140,255,b.life*120); strokeWeight(1.5);
      line(-5,0,-5-b.vx*2.5,-b.vy*2.5);
      pop();
    }
    push(); translate(this.pos.x, this.pos.y);
    if (this.shielded) {
      const p = this.shieldPulse > 0 ? map(this.shieldPulse,25,0,1,0) : sin(frameCount*0.045)*0.3+0.7;
      noFill(); stroke(40,160,255,80*p); strokeWeight(7);
      beginShape(); for (let k=0;k<6;k++) vertex(cos(k*PI/3-PI/6)*32,sin(k*PI/3-PI/6)*32); endShape(CLOSE);
    }
    const ls = sin(this.walkTime) * 11;
    fill(20,28,46); stroke(55,115,195,185); strokeWeight(1.3);
    beginShape(); vertex(-4,0); vertex(-9,2); vertex(-10,18+ls); vertex(-5,20+ls); vertex(-2,4); endShape(CLOSE);
    beginShape(); vertex(4,0); vertex(9,2); vertex(10,18-ls); vertex(5,20-ls); vertex(2,4); endShape(CLOSE);
    fill(18,26,46); stroke(58,125,208,200); strokeWeight(1.5);
    beginShape(); vertex(-10,-22); vertex(-8,-30); vertex(8,-30); vertex(10,-22); vertex(12,-10); vertex(10,0); vertex(-10,0); vertex(-12,-10); endShape(CLOSE);
    const cc = this.shielded ? color(55,165,255) : color(40,120,205);
    fill(cc); noStroke();
    push(); translate(0,-16); rotate(PI/4);
    const cs = 5+sin(this.corePulse)*0.9; rect(-cs/2,-cs/2,cs,cs,1); pop();
    fill(16,24,42); stroke(62,135,220,215); strokeWeight(1.6); rect(-9,-52,18,18,3);
    fill(6,10,20); stroke(52,125,222,180); strokeWeight(1); rect(-8,-48,16,5,2);
    noStroke(); fill(0,130+sin(this.corePulse)*28,255,230); rect(-7,-47,14,3,1);
    pop();
  }
}

// ── 机械烈焰鸟 ──
class MechPhoenix extends Monster {
  constructor(path) {
    super(path, 95, 1.9, 32);
    this.isFlying = true;
    this.radius = 16; this.deathColor = color(200, 50, 5);
    this.baseSpd = 2.0; this.wingTime = 0; this.diveTimer = 0;
    this.diving = false; this.floatY = 0; this.trail = []; this.boneAngle = 0;
    this.jamTimer = 0; this.jamming = false; this.jamEffect = 0; this.jamRadius = 150;
  }
  move() {
    this.wingTime += 0.22; this.diveTimer++;
    this.floatY = cos(this.wingTime * 0.38) * 8; this.boneAngle += 0.03;
    this.diving = this.diveTimer % 180 < 42;
    this.spd = this.diving ? this.baseSpd * (3.2/1.85) : this.baseSpd;
    this.jamTimer++;
    if (this.jamTimer >= 360) {
      this.jamTimer = 0; this.jamEffect = 60;
      jammedUntilFrame = frameCount + 90;
      jamPos = { x: this.pos.x, y: this.pos.y };
    }
    if (this.jamEffect > 0) this.jamEffect--;
    this.trail.push({ x:this.pos.x, y:this.pos.y+this.floatY, vx:(random()-0.5)*1.2, vy:(random()-0.5)*1.2+0.5, life:1.0, size:random(5,14) });
    const r = moveAlongPath(this.pos, this.seg, this.path, this.spd);
    this.pos = r.pos; this.seg = r.seg;
    this.progress = calcProgress(this.pos, this.seg, this.path);
    if (this.seg >= this.path.length - 1) this.reached = true;
  }
  draw() {
    if (this.jamEffect > 0) {
      const t = this.jamEffect / 60;
      const r = (1-t) * this.jamRadius;
      noFill(); stroke(255,80,0,t*160); strokeWeight(3); ellipse(this.pos.x,this.pos.y+this.floatY,r*2,r*2);
      fill(255,120,20,t*200); noStroke(); textSize(10); textAlign(CENTER);
      text('JAM!', this.pos.x, this.pos.y+this.floatY-r*0.5-8);
    }
    this.trail = this.trail.filter(p => p.life > 0);
    for (const p of this.trail) {
      p.life -= this.diving ? 0.07 : 0.045; p.x += p.vx; p.y += p.vy;
      noStroke();
      fill(p.life>0.6 ? color(200,lerp(10,80,p.life),5,p.life*200) : color(18,10,6,p.life*150));
      push(); translate(p.x,p.y); rotate(p.vx*0.8);
      const sz = p.size * p.life;
      beginShape(); vertex(0,-sz); vertex(sz*0.45,sz*0.3); vertex(0,sz*0.75); vertex(-sz*0.45,sz*0.3); endShape(CLOSE);
      pop();
    }
    push(); translate(this.pos.x, this.pos.y + this.floatY);
    const wa = sin(this.wingTime) * 0.65;
    for (const side of [-1, 1]) {
      push(); scale(side, 1); rotate(-wa*side-0.4);
      fill(38,13,4); stroke(130,50,10); strokeWeight(1.5);
      beginShape(); vertex(0,-2); vertex(8,-4); vertex(28,-10); vertex(36,-6); vertex(26,0); vertex(8,2); endShape(CLOSE);
      pop();
    }
    fill(26,9,3); stroke(115,42,8); strokeWeight(1.5);
    beginShape(); vertex(0,-13); vertex(10,-9); vertex(13,-1); vertex(11,5); vertex(5,11); vertex(-5,11); vertex(-11,5); vertex(-13,-1); vertex(-10,-9); endShape(CLOSE);
    fill(38,13,4); stroke(125,47,10); strokeWeight(1.5);
    beginShape(); vertex(0,-27); vertex(8,-23); vertex(11,-17); vertex(9,-11); vertex(5,-9); vertex(-5,-9); vertex(-9,-11); vertex(-11,-17); vertex(-8,-23); endShape(CLOSE);
    fill(4,1,1); stroke(170,18,5,175); strokeWeight(1.2);
    beginShape(); vertex(-7,-21); vertex(-3,-25); vertex(1,-21); vertex(-1,-17); vertex(-5,-17); endShape(CLOSE);
    beginShape(); vertex(3,-21); vertex(7,-25); vertex(11,-21); vertex(9,-17); vertex(5,-17); endShape(CLOSE);
    noStroke(); fill(215,22,5,140+sin(this.wingTime*0.8)*55); ellipse(-3,-20,5,4); ellipse(7,-20,5,4);
    pop();
  }
}

// ── Boss 裂变核心 ──
class BossFission extends Monster {
  constructor(path) {
    super(path, 2200, 0.4, 160);
    this.radius = 28; this.deathColor = color(255,120,20);
    this.armAngle = 0; this.crackLevel = 0; this.overloading = false;
    this.overloadTimer = 0; this.splitDone = false; this.pulseFire = 0;
    this.shootTimer = 0; this.lavaBalls = []; this.lavaGrounds = [];
  }
  takeDamage(dmg) {
    this.hitFlash = 5;
    const effective = this.overloading ? dmg*1.5 : dmg;
    this.hp -= effective; this.crackLevel = min(20, this.crackLevel+1);
    if (this.crackLevel >= 20 && !this.overloading) {
      this.overloading = true; this.overloadTimer = 300; this.crackLevel = 0;
      spawnParticles(this.pos.x, this.pos.y, color(255,140,20), 20);
    }
    if (!this.splitDone && this.hp <= this.maxHp*0.5 && this.hp > 0) {
      this.splitDone = true;
      if (typeof manager !== 'undefined') {
        for (let i = 0; i < 4; i++) {
          const s = new MechSnake(this.path.slice(this.seg));
          s.hp = 180; s.maxHp = 180; s.spd = 1.4;
          manager.monsters.push(s);
        }
      }
    }
    if (this.hp <= 0) { this.alive = false; spawnParticles(this.pos.x,this.pos.y,this.deathColor,40); }
  }
  move() {
    this.armAngle += 0.02; this.pulseFire += 0.05;
    if (this.overloading) {
      this.overloadTimer--; this.spd = 0.8;
      if (this.overloadTimer <= 0) { this.overloading = false; this.spd = 0.4; }
    }
    this.shootTimer++;
    if (this.shootTimer >= 160) {
      this.shootTimer = 0;
      let dx = 0, dy = 0;
      if (this.seg < this.path.length - 1) {
        dx = this.path[this.seg+1].x - this.pos.x;
        dy = this.path[this.seg+1].y - this.pos.y;
        const l = Math.hypot(dx,dy)||1; dx/=l; dy/=l;
      }
      for (let i = -3; i <= 3; i++) {
        const a = Math.atan2(dy,dx) + i*0.22;
        this.lavaBalls.push({ x:this.pos.x, y:this.pos.y, vx:cos(a)*4, vy:sin(a)*4, life:1.0, r:7 });
      }
    }
    this.lavaBalls = this.lavaBalls.filter(b => b.life > 0);
    for (const b of this.lavaBalls) {
      b.x += b.vx; b.y += b.vy; b.life -= 0.022;
      if (b.life < 0.5) { this.lavaGrounds.push({ x:b.x, y:b.y, life:1.0, r:18 }); b.life = 0; }
    }
    this.lavaGrounds = this.lavaGrounds.filter(g => g.life > 0);
    for (const g of this.lavaGrounds) g.life -= 0.006;
    const r = moveAlongPath(this.pos, this.seg, this.path, this.spd);
    this.pos = r.pos; this.seg = r.seg;
    this.progress = calcProgress(this.pos, this.seg, this.path);
    if (this.seg >= this.path.length - 1) this.reached = true;
  }
  draw() {
    for (const g of this.lavaGrounds) {
      noStroke(); fill(255,80,0,g.life*120); ellipse(g.x,g.y,g.r*2,g.r*2);
    }
    for (const b of this.lavaBalls) {
      push(); translate(b.x,b.y); noStroke(); fill(255,100,10,b.life*220); ellipse(0,0,b.r*2,b.r*2); pop();
    }
    push(); translate(this.pos.x, this.pos.y);
    if (this.overloading) {
      const p = sin(frameCount*0.3)*0.5+0.5;
      noFill(); stroke(255,200,50,150*p); strokeWeight(6); ellipse(0,0,80+p*12,80+p*12);
    }
    for (let i = 0; i < 8; i++) {
      const a = this.armAngle + i*PI/4;
      const len = 36 + sin(this.pulseFire+i)*4;
      stroke(100,50,15,180); strokeWeight(4); line(0,0,cos(a)*len,sin(a)*len);
    }
    fill(40,18,5); stroke(180,80,20); strokeWeight(2); ellipse(0,0,54,54);
    const crack = this.crackLevel/20;
    fill(255,lerp(80,220,crack),20,200+crack*55); noStroke(); ellipse(0,0,22,22);
    if (this.overloading) { fill(255,220,50,220); noStroke(); textSize(10); textAlign(CENTER); text('OVERLOAD!',0,-38); }
    pop();
    this.drawHealthBar();
  }
  drawHealthBar() {
    if (this.hitFlash > 0) this.hitFlash--;
    const bw=60,bh=5,bx=this.pos.x-bw/2,by=this.pos.y-this.radius-20;
    stroke(200,80,10,150); strokeWeight(1); fill(8,4,2,210); rect(bx-1,by-1,bw+2,bh+2);
    noStroke(); const ratio=this.hp/this.maxHp;
    fill(this.hitFlash>0?color(255,255,255):lerpColor(color(200,20,5),color(255,160,20),ratio));
    rect(bx,by,bw*ratio,bh);
    fill(255,120,20,200); noStroke(); textSize(8); textAlign(CENTER);
    text('BOSS  FISSION CORE', this.pos.x, by-4); textAlign(LEFT,BASELINE);
  }
}

// ── Boss 幽灵协议 ──
class BossPhantom extends Monster {
  constructor(path) {
    super(path, 700, 0.88, 260);
    this.radius = 18; this.deathColor = color(180,220,255);
    this.walkTime = 0; this.corePulse = 0;
    this.hitCount = 0; this.invincible = 0; this.ghost = 0;
    this.ghostPos = { x:this.pos.x, y:this.pos.y };
    this.empTimer = 0; this.empEffect = 0;
    this.clonesDone = false; this.isClone = false; this.clonePulse = 0;
    this.trail = []; this.bullets = []; this.shootTimer = 0;
  }
  takeDamage(dmg) {
    if (this.invincible > 0) return;
    this.hitFlash = 5; this.hitCount++;
    if (this.hitCount >= 3) {
      this.hitCount = 0; this.ghostPos = { x:this.pos.x, y:this.pos.y };
      this.ghost = 40; this.invincible = 30;
      const r = moveAlongPath(this.pos, this.seg, this.path, 60);
      this.pos = r.pos; this.seg = r.seg;
      this.progress = calcProgress(this.pos, this.seg, this.path);
    } else { this.hp -= dmg; }
    if (!this.clonesDone && !this.isClone && this.hp > 0 && this.hp/this.maxHp <= 0.3) {
      this.clonesDone = true;
      if (typeof manager !== 'undefined') {
        for (let i = 0; i < 2; i++) {
          const c = new BossPhantom(this.path.slice(this.seg));
          c.hp = floor(this.maxHp*0.2); c.maxHp = floor(this.maxHp*0.2);
          c.isClone = true; c.pos = { x:this.pos.x+(i*2-1)*20, y:this.pos.y };
          manager.monsters.push(c);
        }
      }
    }
    if (this.hp <= 0) { this.alive = false; spawnParticles(this.pos.x,this.pos.y,this.deathColor,35); }
  }
  move() {
    this.walkTime += 0.2; this.corePulse += 0.06; this.clonePulse += 0.08;
    if (this.invincible > 0) this.invincible--;
    if (this.ghost > 0) this.ghost--;
    this.empTimer++;
    if (!this.isClone && this.empTimer >= 1800) {
      this.empTimer = 0; this.empEffect = 60;
      jammedUntilFrame = frameCount + 480;
    }
    if (this.empEffect > 0) this.empEffect--;
    this.trail.push({ x:this.pos.x, y:this.pos.y, life:1.0 });
    if (this.trail.length > 12) this.trail.shift();
    for (const t of this.trail) t.life -= 0.12;
    this.shootTimer++;
    if (this.shootTimer >= 70) {
      this.shootTimer = 0;
      let dx=0,dy=0;
      if (this.seg < this.path.length-1) {
        dx=this.path[this.seg+1].x-this.pos.x; dy=this.path[this.seg+1].y-this.pos.y;
        const l=Math.hypot(dx,dy)||1; dx/=l; dy/=l;
      }
      this.bullets.push({ x:this.pos.x, y:this.pos.y, vx:dx*8, vy:dy*8, life:1.0 });
    }
    this.bullets = this.bullets.filter(b => b.life > 0);
    for (const b of this.bullets) { b.x+=b.vx; b.y+=b.vy; b.life-=0.03; }
    const r = moveAlongPath(this.pos, this.seg, this.path, this.spd);
    this.pos = r.pos; this.seg = r.seg;
    this.progress = calcProgress(this.pos, this.seg, this.path);
    if (this.seg >= this.path.length-1) this.reached = true;
  }
  draw() {
    for (const t of this.trail) {
      noStroke(); fill(this.isClone?color(180,100,255,t.life*80):color(100,180,255,t.life*80));
      ellipse(t.x, t.y, 32, 32);
    }
    push(); translate(this.pos.x, this.pos.y);
    if (this.empEffect > 0) {
      const et = this.empEffect/60;
      noFill(); stroke(200,230,255,et*180); strokeWeight(3);
      ellipse(0,0,(1-et)*400+20,(1-et)*400+20);
    }
    const ls = sin(this.walkTime)*9;
    fill(18,28,52); stroke(60,140,255,160); strokeWeight(1.2);
    beginShape(); vertex(-4,2); vertex(-8,4); vertex(-9,20+ls); vertex(-4,22+ls); vertex(-2,5); endShape(CLOSE);
    beginShape(); vertex(4,2); vertex(8,4); vertex(9,20-ls); vertex(4,22-ls); vertex(2,5); endShape(CLOSE);
    fill(18,28,52); stroke(60,140,255,200); strokeWeight(1.5);
    beginShape(); vertex(-8,-24); vertex(-5,-34); vertex(5,-34); vertex(8,-24); vertex(10,-8); vertex(8,4); vertex(-8,4); vertex(-10,-8); endShape(CLOSE);
    fill(16,26,50); stroke(140,210,255,220); strokeWeight(1.8); ellipse(0,-42,22,24);
    fill(0,140+sin(this.corePulse)*40,255,230); noStroke(); rect(-7,-49,14,3,1);
    if (this.isClone) { fill(200,120,255,160); noStroke(); textSize(8); textAlign(CENTER); text('CLONE',0,-55); }
    pop();
    this.drawHealthBar();
  }
  drawHealthBar() {
    if (this.hitFlash>0) this.hitFlash--;
    const bw=this.isClone?40:60,bh=5,bx=this.pos.x-bw/2,by=this.pos.y-this.radius-20;
    fill(5,8,18,210); stroke(60,180,255,150); strokeWeight(1); rect(bx-1,by-1,bw+2,bh+2);
    noStroke(); const ratio=max(0,this.hp/this.maxHp);
    fill(lerpColor(color(200,20,200),color(80,180,255),ratio)); rect(bx,by,bw*ratio,bh);
    if (!this.isClone) {
      fill(80,180,255,180); noStroke(); textSize(8); textAlign(CENTER);
      text('BOSS  PHANTOM PROTOCOL', this.pos.x, by-4); textAlign(LEFT,BASELINE);
    }
  }
}

// ── Boss 相变战士 ──
class BossAntMech extends Monster {
  constructor(path) {
    super(path, 4200, 0.72, 520);
    this.radius = 18; this.deathColor = color(80,255,120);
    this.walkTime = 0; this.corePulse = 0;
    this.phaseState = 'normal'; this.phaseTimer = 0;
    this.normalDur=480; this.giantDur=360; this.tinyDur=300;
    this.phaseOrder=['normal','giant','normal','tiny']; this.phaseIdx=0;
    this.scale=1.0; this.targetScale=1.0; this.baseSpd=0.75; this.baseRadius=18;
    this.shockwave=0; this.shockwaveR=0;
    this.antReleaseCount=0; this.antThresholds=[0.75,0.5,0.25];
    this.bullets=[]; this.shootTimer=0; this.berserk=false;
    this.legTime=0; this.antennaPulse=0;
    this.shieldTriggered=false; this.shielded=false; this.shieldHp=0; this.shieldPulse=0;
  }
  takeDamage(dmg) {
    if (this.phaseState==='giant') dmg=floor(dmg*0.15);
    if (this.phaseState==='tiny')  dmg=floor(dmg*2.2);
    this.hitFlash=5;
    if (this.shielded) {
      this.shieldHp-=dmg; this.shieldPulse=14;
      if (this.shieldHp<=0) { this.shielded=false; spawnParticles(this.pos.x,this.pos.y,color(80,255,120),14); }
    } else {
      this.hp-=dmg;
      if (!this.shieldTriggered&&this.hp>0&&this.hp/this.maxHp<=0.5) {
        this.shieldTriggered=true; this.shielded=true;
        this.shieldHp=floor(this.maxHp*0.2); this.shieldPulse=25;
      }
    }
    for (let i=this.antReleaseCount;i<this.antThresholds.length;i++) {
      if (this.hp/this.maxHp<=this.antThresholds[i]) {
        this.antReleaseCount=i+1;
        if (typeof manager!=='undefined') {
          for (let j=0;j<5;j++) {
            const s=new MechSpider(this.path.slice(this.seg));
            s.hp=40; s.maxHp=40; s.spd=2.2; manager.monsters.push(s);
          }
        }
        break;
      }
    }
    if (this.hp<=0) { this.alive=false; spawnParticles(this.pos.x,this.pos.y,this.deathColor,50); }
  }
  move() {
    this.walkTime+=0.18; this.corePulse+=0.07; this.antennaPulse+=0.1; this.legTime+=0.2;
    if (this.shieldPulse>0) this.shieldPulse--;
    this.berserk=this.hp/this.maxHp<=0.5;
    this.phaseTimer++;
    const phaseDurs={normal:this.berserk?200:this.normalDur,giant:this.berserk?240:this.giantDur,tiny:this.berserk?180:this.tinyDur};
    if (this.phaseTimer>=phaseDurs[this.phaseState]) {
      const prev=this.phaseState;
      this.phaseIdx=(this.phaseIdx+1)%this.phaseOrder.length;
      this.phaseState=this.phaseOrder[this.phaseIdx]; this.phaseTimer=0;
      if (prev==='tiny'&&this.phaseState==='normal') { this.shockwave=60; this.shockwaveR=0; jammedUntilFrame=frameCount+90; }
    }
    const targets={normal:1.0,giant:this.berserk?5.0:4.5,tiny:this.berserk?0.15:0.18};
    this.targetScale=targets[this.phaseState];
    this.scale+=(this.targetScale-this.scale)*0.08;
    this.radius=this.baseRadius*this.scale;
    const spdMods={normal:1.0,giant:0.35,tiny:this.berserk?1.7:1.4};
    this.spd=this.baseSpd*spdMods[this.phaseState];
    if (this.shockwave>0) { this.shockwave--; this.shockwaveR+=(this.berserk?220:160)/60; }
    if (this.phaseState==='normal') {
      this.shootTimer++;
      if (this.shootTimer>=80) {
        this.shootTimer=0;
        let dx=0,dy=0;
        if (this.seg<this.path.length-1) {
          dx=this.path[this.seg+1].x-this.pos.x; dy=this.path[this.seg+1].y-this.pos.y;
          const l=Math.hypot(dx,dy)||1; dx/=l; dy/=l;
        }
        for (let i=-1;i<=1;i++) {
          const a=Math.atan2(dy,dx)+i*0.25;
          this.bullets.push({x:this.pos.x,y:this.pos.y,vx:cos(a)*6,vy:sin(a)*6,life:1.0});
        }
      }
    }
    this.bullets=this.bullets.filter(b=>b.life>0);
    for (const b of this.bullets) { b.x+=b.vx; b.y+=b.vy; b.life-=0.028; }
    const r=moveAlongPath(this.pos,this.seg,this.path,this.spd);
    this.pos=r.pos; this.seg=r.seg;
    this.progress=calcProgress(this.pos,this.seg,this.path);
    if (this.seg>=this.path.length-1) this.reached=true;
  }
  draw() {
    if (this.shockwave>0) {
      const st=this.shockwave/60; noFill(); stroke(80,255,120,st*200); strokeWeight(4);
      ellipse(this.pos.x,this.pos.y,this.shockwaveR*2,this.shockwaveR*2);
    }
    push(); translate(this.pos.x,this.pos.y); scale(this.scale);
    if (this.phaseState==='giant') {
      noFill(); stroke(80,255,120,60); strokeWeight(12); ellipse(0,0,55,70);
    }
    fill(16,34,22); stroke(55,190,80,205); strokeWeight(1.6);
    beginShape(); vertex(-11,-24); vertex(-8,-34); vertex(8,-34); vertex(11,-24); vertex(13,-10); vertex(11,0); vertex(-11,0); vertex(-13,-10); endShape(CLOSE);
    fill(16,35,22); stroke(60,200,85,220); strokeWeight(1.8); ellipse(0,-48,26,28);
    fill(0,200+sin(this.corePulse)*40,50,230); noStroke(); rect(-7,-49,14,3,1);
    stroke(55,200,80,180); strokeWeight(1.5); line(-5,-60,-9,-72); line(5,-60,9,-72);
    fill(80,255,100,220); noStroke(); ellipse(-9,-73,5,5); ellipse(9,-73,5,5);
    pop();
    textFont('monospace'); noStroke();
    const labelY=this.pos.y-max(this.radius,20)-22;
    if (this.phaseState==='giant') { fill(80,255,120,220); textSize(11); textAlign(CENTER); text('▲ GIANT MODE',this.pos.x,labelY); }
    else if (this.phaseState==='tiny') { fill(200,255,100,220); textSize(11); textAlign(CENTER); text('▼ TINY MODE',this.pos.x,labelY); }
    if (this.berserk) { fill(255,80,80,200); textSize(10); textAlign(CENTER); text('⚡ BERSERK',this.pos.x,labelY-14); }
    textAlign(LEFT,BASELINE);
    this.drawHealthBar();
  }
  drawHealthBar() {
    if (this.hitFlash>0) this.hitFlash--;
    const bw=70,bh=6,bx=this.pos.x-bw/2,by=this.pos.y-max(this.radius,20)-24;
    stroke(40,200,70,150); strokeWeight(1); fill(5,12,8,215); rect(bx-1,by-1,bw+2,bh+2);
    noStroke(); const ratio=max(0,this.hp/this.maxHp);
    fill(this.hitFlash>0?color(255,255,255):color(0,200,80)); rect(bx,by,bw*ratio,bh);
    for (const t of [0.25,0.5,0.75]) { stroke(255,200,100,160); strokeWeight(1); line(bx+bw*t,by,bx+bw*t,by+bh); }
    fill(80,255,120,200); noStroke(); textSize(8); textAlign(CENTER);
    text('FINAL BOSS  ANT-MECH',this.pos.x,by-4); textAlign(LEFT,BASELINE);
  }
}

// ============================================================
//  MonsterManager
// ============================================================
class MonsterManager {
  constructor() { this.monsters=[]; this.queue=[]; this.fc=0; this.onKilled=null; this.onReach=null; }

  enqueueWave(type,count,interval,startDelay) {
    interval=interval||60; startDelay=startDelay||0;
    for (let i=0;i<count;i++) this.queue.push({type,frame:this.fc+startDelay+i*interval});
  }

  spawn(type) {
    // 蛇/蜘蛛/机器人随机走主路或边路
    const groundPath = () => (random()<0.5 ? MAIN_PATH_PX : EDGE_PATH_PX);
    let m = null;
    if (type==='snake')   m = new MechSnake(groundPath());
    else if (type==='spider')  m = new MechSpider(groundPath());
    else if (type==='robot')   m = new MechRobot(groundPath());
    else if (type==='phoenix') m = new MechPhoenix(AIR_PATH_PX);
    else if (type==='boss1')   m = new BossFission(MAIN_PATH_PX);
    else if (type==='boss2')   m = new BossPhantom(MAIN_PATH_PX);
    else if (type==='boss3')   m = new BossAntMech(MAIN_PATH_PX);
    if (!m) return null;

    // ── 波次成长系数 ──
    // 普通怪：每波 HP×1.13，速度×1.04（Wave10 ≈ HP×3.0，速度×1.4）
    // Boss：每波 HP×1.09（基数大，慢一点）
    // 奖励同步上涨，后期打怪更值钱
    const wave = (typeof waveNum !== 'undefined') ? max(1, waveNum) : 1;
    const n    = wave - 1;
    const isBoss = (m instanceof BossFission)||(m instanceof BossPhantom)||(m instanceof BossAntMech);

    const hpMult  = isBoss ? pow(1.09, n) : pow(1.13, n);
    const spdMult = isBoss ? 1            : min(pow(1.04, n), 1.45); // Boss不加速，普通怪限制上限
    const rewMult = pow(1.10, n);

    const newHp = floor(m.hp * hpMult);
    m.hp = newHp; m.maxHp = newHp;
    m.spd *= spdMult;
    if (m.baseSpd !== undefined) m.baseSpd = m.spd;
    m.reward = floor(m.reward * rewMult);

    return m;
  }

  // 怪物到达终点扣血量（设计：50HP，小怪漏20只死，Boss漏1只损失惨重）
  _reachDmg(m) {
    if (m instanceof BossAntMech)  return 15;
    if (m instanceof BossFission || m instanceof BossPhantom) return 10;
    if (m instanceof MechRobot)    return 4;
    if (m instanceof MechPhoenix)  return 3;
    return 2; // snake / spider
  }

  damageAt(tx,ty,dmg,antiAir,fromSide) {
    antiAir=antiAir||false; fromSide=fromSide||false;
    for (const m of this.monsters) {
      if (!m.alive||m.reached) continue;
      if (antiAir&&!(m instanceof MechPhoenix)) continue;
      if (!antiAir&&(m instanceof MechPhoenix)) continue;
      if (distAB(m.pos,{x:tx,y:ty})<=m.radius+5) {
        if (m instanceof MechRobot) m.takeDamage(dmg,fromSide); else m.takeDamage(dmg);
      }
    }
  }

  damageInRadius(cx,cy,radius,dmg,antiAir) {
    antiAir=antiAir||false;
    for (const m of this.monsters) {
      if (!m.alive||m.reached) continue;
      if (antiAir&&!(m instanceof MechPhoenix)) continue;
      if (!antiAir&&(m instanceof MechPhoenix)) continue;
      if (distAB(m.pos,{x:cx,y:cy})<=radius) {
        if (m instanceof MechRobot) m.takeDamage(dmg,false); else m.takeDamage(dmg);
      }
    }
  }

  getMonstersInRange(cx,cy,range,antiAir) {
    antiAir=antiAir||false;
    return this.monsters.filter(m=>{
      if (!m.alive||m.reached) return false;
      if (antiAir&&!(m instanceof MechPhoenix)) return false;
      if (!antiAir&&(m instanceof MechPhoenix)) return false;
      return distAB(m.pos,{x:cx,y:cy})<=range;
    });
  }

  update() {
    this.fc++;
    for (let i=this.queue.length-1;i>=0;i--) {
      if (this.queue[i].frame<=this.fc) {
        const m=this.spawn(this.queue[i].type);
        if (m) this.monsters.push(m);
        this.queue.splice(i,1);
      }
    }

    for (const m of this.monsters) {
      m.update();

      // ── Home塔碰撞：怪物进入基地半径立即死亡并扣血 ──
      if (m.alive && typeof homeTowers !== 'undefined') {
        for (const ht of homeTowers) {
          if (distAB(m.pos, {x:ht.px, y:ht.py}) <= ht.radius + m.radius) {
            const dmg = this._reachDmg(m);
            spawnParticles(m.pos.x, m.pos.y, m.deathColor, 18);
            m.alive = false;
            ht.triggerHit();
            if (this.onReach) this.onReach(m, dmg);
            break;
          }
        }
      }

      // ── 路径终点兜底 ──
      if (m.alive && m.reached) {
        const dmg = this._reachDmg(m);
        m.alive = false;
        if (typeof homeTowers !== 'undefined' && homeTowers.length > 0) homeTowers[0].triggerHit();
        if (this.onReach) this.onReach(m, dmg);
      }

      if (!m.alive && this.onKilled) this.onKilled(m);
    }
    this.monsters = this.monsters.filter(m => m.alive);
  }
}

// ============================================================
//  HomeTower — 科幻风格基地（路径终点）
// ============================================================
class HomeTower {
  constructor(x, y) {
    this.px = x; this.py = y;
    this.pulseTime = 0;
    this.hitFlash  = 0;
    this.shieldAngle = 0;
    this.dmgEffect = 0;
    this.radius = 30;
  }

  update() {
    this.pulseTime  += 0.04;
    this.shieldAngle += 0.013;
    if (this.hitFlash  > 0) this.hitFlash--;
    if (this.dmgEffect > 0) this.dmgEffect--;
  }

  triggerHit() {
    this.hitFlash  = 22;
    this.dmgEffect = 32;
    spawnParticles(this.px, this.py, color(255, 50, 50), 16);
  }

  draw() {
    const p = sin(this.pulseTime) * 0.35 + 0.65;
    push(); translate(this.px, this.py);

    // 外六边形护盾
    push(); rotate(this.shieldAngle);
    const sAlpha = this.hitFlash > 0 ? 240 : 85;
    const sCol   = this.hitFlash > 0 ? color(255,80,80,sAlpha) : color(0,200,255,sAlpha);
    noFill(); stroke(sCol); strokeWeight(this.hitFlash>0 ? 2.5 : 1.5);
    beginShape();
    for (let k=0;k<6;k++) vertex(cos(k*PI/3)*44, sin(k*PI/3)*44);
    endShape(CLOSE);
    pop();

    // 内旋转八边形
    push(); rotate(-this.shieldAngle*1.7);
    noFill(); stroke(0,180,255,55*p); strokeWeight(1);
    beginShape();
    for (let k=0;k<8;k++) vertex(cos(k*PI/4)*33, sin(k*PI/4)*33);
    endShape(CLOSE);
    pop();

    // 受击冲击波
    if (this.dmgEffect > 0) {
      const t = this.dmgEffect/32;
      noFill(); stroke(255,60,60,t*200); strokeWeight(3.5);
      ellipse(0,0,(1-t)*85+8,(1-t)*85+8);
    }

    // 主体底座
    const baseCol = this.hitFlash>0 ? color(75,8,8) : color(8,18,38);
    fill(baseCol); stroke(this.hitFlash>0?color(255,80,80):color(0,160,255),175); strokeWeight(2);
    beginShape();
    vertex(0,-29); vertex(21,-19); vertex(27,0); vertex(21,19);
    vertex(0,27); vertex(-21,19); vertex(-27,0); vertex(-21,-19);
    endShape(CLOSE);

    // 核心塔身
    fill(12,25,52); stroke(0,180,255,195); strokeWeight(1.5);
    beginShape();
    vertex(0,-21); vertex(13,-13); vertex(17,0);
    vertex(13,13); vertex(0,17); vertex(-13,13); vertex(-17,0); vertex(-13,-13);
    endShape(CLOSE);

    // 中央能量核
    const cSize = 9 + sin(this.pulseTime*3)*2.2;
    const cCol  = this.hitFlash>0 ? color(255,80,60) : color(0,220,255);
    fill(cCol); noStroke(); ellipse(0,0,cSize,cSize);
    fill(255,255,255,175); ellipse(0,0,cSize*0.38,cSize*0.38);

    // 四炮台
    for (let k=0;k<4;k++) {
      push(); rotate(k*HALF_PI + this.shieldAngle*0.28);
      fill(15,30,58); stroke(0,155,215,150); strokeWeight(1);
      rectMode(CENTER); rect(15,0,9,7,2);
      fill(0,195,255,130+sin(this.pulseTime+k)*55); noStroke(); ellipse(20,0,4.5,4.5);
      pop();
    }

    // 标签
    noStroke(); fill(0,215,255,195*p);
    textFont('monospace'); textSize(7); textAlign(CENTER,CENTER);
    text('[ HOME BASE ]', 0, -42);
    const hpRatio = baseHp/baseHpMax;
    fill(lerpColor(color(255,30,30),color(0,215,140),hpRatio), 200);
    textSize(6.5); text('HP  '+baseHp+'/'+baseHpMax, 0, -52);
    pop();
  }
}
// ── towers.js
// ============================================================
//  towers.js  — 平衡版 v4
//  DPS 对照（60fps）：
//    BASIC   Lv1≈25  Lv2≈52  Lv3≈113
//    RAPID   Lv1≈36  Lv2≈83  Lv3≈180
//    AREA    Lv1≈12  Lv2≈25  Lv3≈53  (群体溅射×8弹)
//    LASER   Lv1≈24  Lv2≈50  Lv3≈96  (多目标锁定 Lv1×1 Lv2×2 Lv3×3)
//    NOVA    Lv1≈22  Lv2≈46  Lv3≈90  (范围光波，全场穿透)
//    FROST   Lv1≈12  Lv2≈26  Lv3≈55  (减速辅助)
//    A-AIR   Lv1≈90  Lv2≈192 Lv3≈400 (仅飞行，凤凰HP=100)
// ============================================================

const TOWER_DEFS = {
  basic: {
    name: '基础塔', label: 'BASIC', cost: 80,
    levels: [
      { dmg: 30,  range: 120, fireRate: 72, upgradeCost: 80  },
      { dmg: 52,  range: 138, fireRate: 60, upgradeCost: 130 },
      { dmg: 90,  range: 160, fireRate: 48, upgradeCost: 0   }
    ],
    projSpd: 8, color: [0, 180, 255], antiAir: false,
  },
  rapid: {
    name: '快速塔', label: 'RAPID', cost: 110,
    levels: [
      { dmg: 12, range: 100, fireRate: 20, upgradeCost: 100 },
      { dmg: 22, range: 115, fireRate: 16, upgradeCost: 160 },
      { dmg: 36, range: 132, fireRate: 12, upgradeCost: 0   }
    ],
    projSpd: 11, color: [255, 200, 0], antiAir: false,
  },
  area: {
    name: '范围塔', label: 'AREA', cost: 140,
    levels: [
      { dmg: 18,  range: 135, fireRate: 90, upgradeCost: 120 },
      { dmg: 32,  range: 155, fireRate: 78, upgradeCost: 190 },
      { dmg: 58,  range: 178, fireRate: 66, upgradeCost: 0   }
    ],
    projSpd: 5, color: [160, 80, 255], antiAir: false,
  },
  sniperAA: {
    name: '对空神弩', label: 'A-AIR', cost: 150,
    levels: [
      { dmg: 60,  range: 240, fireRate: 40, upgradeCost: 150 },
      { dmg: 115, range: 290, fireRate: 36, upgradeCost: 250 },
      { dmg: 200, range: 360, fireRate: 30, upgradeCost: 0   }
    ],
    projSpd: 16, color: [255, 80, 80], antiAir: true, onlyAir: true,
    jamImmune: true,
  },
  laser: {
    name: '激光切割者', label: 'LASER', cost: 180,
    // 多目标锁定：Lv1=1目标  Lv2=2目标  Lv3=3目标
    // DPS（单目标）Lv1≈24  Lv2≈50  Lv3≈96（多目标叠加后非常可观）
    levels: [
      { dmg: 65,  range: 150, fireRate: 163, upgradeCost: 170 }, // ~24/s
      { dmg: 115, range: 170, fireRate: 138, upgradeCost: 280 }, // ~50/s
      { dmg: 210, range: 198, fireRate: 131, upgradeCost: 0   }  // ~96/s MAX
    ],
    projSpd: 0, color: [0, 255, 150], antiAir: false,
  },
  // ── 新塔：Nova光波炮 ──
  // 发射向外扩散的环形光波，波环持续扩张，接触到的所有怪物都受到伤害
  // 穿透型群体攻击，适合路口拥挤场景；升级增加波环数量和伤害
  nova: {
    name: 'Nova光波炮', label: 'NOVA', cost: 200,
    levels: [
      { dmg: 38,  range: 145, fireRate: 105, upgradeCost: 190 }, // 1道光波，DPS≈22/s
      { dmg: 62,  range: 165, fireRate: 90,  upgradeCost: 300 }, // 2道光波，DPS≈41/s×2
      { dmg: 100, range: 188, fireRate: 78,  upgradeCost: 0   }  // 3道光波，DPS≈77/s×3
    ],
    projSpd: 0, color: [255, 140, 30], antiAir: false,
  },
  frost: {
    name: '霜冻塔', label: 'FROST', cost: 120,
    levels: [
      { dmg: 14, range: 112, fireRate: 70, upgradeCost: 100 },
      { dmg: 26, range: 130, fireRate: 60, upgradeCost: 170 },
      { dmg: 46, range: 155, fireRate: 50, upgradeCost: 0   }
    ],
    projSpd: 7, color: [150, 220, 255], antiAir: false, slowEffect: 0.5,
  }
};

class Tower {
  constructor(gridX, gridY, type) {
    this.gx = gridX; this.gy = gridY;
    this.px = gridX * CELL_SIZE + CELL_SIZE / 2;
    this.py = gridY * CELL_SIZE + CELL_SIZE / 2;
    this.type = type;
    this.level = 1;
    this.initStats();
    this.timer = 0;
    this.angle = 0;
    this.pulseTime = 0;
    this.shootFlash = 0;
    this.buildAnim = 1.0;
    this.upgradeEffect = 0;
    // 激光多目标
    this.laserTargets  = [];   // 当前帧锁定的目标列表
    this.laserBeamEnds = [];   // 对应的射线终点
    this.laserTarget   = null; // 向后兼容（主目标）
    this.laserBeamEnd  = null;
    // Nova 光波环列表
    this.novaWaves = [];  // [{r, maxR, dmg, col, damaged:[]}]
  }

  initStats() {
    const def = TOWER_DEFS[this.type];
    const lv  = def.levels[this.level - 1];
    this.dmg         = lv.dmg;
    this.range       = lv.range;
    this.fireRate    = lv.fireRate;
    this.upgradeCost = lv.upgradeCost;
    this.col         = def.color;
    this.antiAir     = def.antiAir;
    this.projSpd     = def.projSpd;
  }

  upgrade() {
    if (this.level >= 3 || coins < this.upgradeCost) return false;
    coins -= this.upgradeCost;
    this.level++;
    this.initStats();
    this.upgradeEffect = 40;
    if (typeof spawnParticles === 'function')
      spawnParticles(this.px, this.py, color(255, 215, 0), 20);
    return true;
  }

  findTarget() {
    if (!manager) return null;
    const def = TOWER_DEFS[this.type];
    let inRange = manager.getMonstersInRange(this.px, this.py, this.range, this.antiAir);
    if (def.onlyAir)      inRange = inRange.filter(m =>  m.isFlying);
    else if (!this.antiAir) inRange = inRange.filter(m => !m.isFlying);
    if (inRange.length === 0) return null;
    return inRange.reduce((best, m) => m.progress > best.progress ? m : best, inRange[0]);
  }

  update() {
    this.pulseTime += 0.05;
    if (this.shootFlash > 0) this.shootFlash--;
    this.timer++;
    if (this.buildAnim > 0) this.buildAnim = max(0, this.buildAnim - 0.05);

    const def    = TOWER_DEFS[this.type];
    const jammed = (typeof frameCount !== 'undefined' && typeof jammedUntilFrame !== 'undefined')
                   && frameCount < jammedUntilFrame;
    if (jammed && !def.jamImmune) {
      this.laserTargets = []; this.laserBeamEnds = [];
      this.laserTarget = null; this.laserBeamEnd = null;
      // Nova波环继续运动（干扰不影响已发射的波环）
      this._updateNovaWaves(); return;
    }

    // ── Nova 光波炮逻辑 ──
    if (this.type === 'nova') {
      this._updateNovaWaves();
      const target = this.findTarget();
      if (!target) return;
      if (this.timer >= this.fireRate) {
        this.timer = 0; this.shootFlash = 14;
        // 每级多发一道光波，所有波同心发射
        const waveCount = this.level; // Lv1=1, Lv2=2, Lv3=3
        for (let w = 0; w < waveCount; w++) {
          this.novaWaves.push({
            r:        w * 14,          // 多道波稍微错开起始半径
            maxR:     this.range,
            dmg:      this.dmg,
            col:      [...this.col],
            spd:      3.2 + this.level * 0.4,
            damaged:  new Set(),       // 已伤害过的怪物（每道波只打一次）
            life:     1.0,
            waveIdx:  w,
          });
        }
        spawnParticles(this.px, this.py, color(...this.col), 6);
      }
      return;
    }

    // ── 激光多目标逻辑 ──
    if (this.type === 'laser') {
      const maxTargets = this.level; // Lv1=1, Lv2=2, Lv3=3
      // 找范围内进度最高的 N 个地面怪
      let inRange = manager ? manager.getMonstersInRange(this.px, this.py, this.range, false) : [];
      inRange = inRange.filter(m => !m.isFlying);
      inRange.sort((a, b) => b.progress - a.progress);
      const targets = inRange.slice(0, maxTargets);

      this.laserTargets  = targets;
      this.laserBeamEnds = targets.map(t => ({ x: t.pos.x, y: t.pos.y }));
      this.laserTarget   = targets[0] || null;
      this.laserBeamEnd  = this.laserTarget ? { x: this.laserTarget.pos.x, y: this.laserTarget.pos.y } : null;

      if (this.laserTarget)
        this.angle = Math.atan2(this.laserTarget.pos.y - this.py, this.laserTarget.pos.x - this.px);

      if (this.laserTargets.length > 0 && this.timer >= this.fireRate) {
        this.timer = 0; this.shootFlash = 12;
        for (const t of this.laserTargets) {
          manager.damageAt(t.pos.x, t.pos.y, this.dmg, false, false);
          spawnParticles(t.pos.x, t.pos.y, color(...this.col), 3);
        }
      }
      return;
    }

    // ── 其他塔通用逻辑 ──
    const target = this.findTarget();
    if (!target) return;
    this.angle = Math.atan2(target.pos.y - this.py, target.pos.x - this.px);

    if (this.timer < this.fireRate) return;
    this.timer = 0; this.shootFlash = 10;

    if (this.type === 'area') {
      for (let i = 0; i < 8; i++) {
        const a = (TWO_PI / 8) * i + this.pulseTime;
        projectiles.push(new Projectile(this.px, this.py, a, this.projSpd, this.dmg, this.col, this.antiAir, this.type, this.level));
      }
    } else if (this.type === 'sniperAA') {
      const lead = 10;
      const pred = { x: target.pos.x + (target.spd||0)*lead, y: target.pos.y + (target.floatY||0) };
      const aa = Math.atan2(pred.y - this.py, pred.x - this.px);
      projectiles.push(new Projectile(this.px, this.py, aa, this.projSpd, this.dmg, this.col, this.antiAir, this.type, this.level));
    } else {
      projectiles.push(new Projectile(this.px, this.py, this.angle, this.projSpd, this.dmg, this.col, this.antiAir, this.type, this.level));
    }
  }

  // Nova 波环物理更新 + 伤害检测
  _updateNovaWaves() {
    if (!this.novaWaves) { this.novaWaves = []; return; }
    for (const w of this.novaWaves) {
      w.r    += w.spd;
      w.life  = 1 - w.r / w.maxR;
      // 检测所有怪物是否在波环上（内外各 ringThick/2 范围内）
      const ringThick = 10 + this.level * 2;
      if (manager) {
        for (const m of manager.monsters) {
          if (!m.alive || m.reached || m.isFlying) continue;
          if (w.damaged.has(m)) continue;
          const d = Math.hypot(m.pos.x - this.px, m.pos.y - this.py);
          if (d >= w.r - ringThick * 0.5 && d <= w.r + ringThick * 0.5) {
            m.takeDamage(w.dmg);
            w.damaged.add(m);
            spawnParticles(m.pos.x, m.pos.y, color(...w.col), 3);
          }
        }
      }
    }
    this.novaWaves = this.novaWaves.filter(w => w.r < w.maxR + 5);
  }

  draw() {
    push(); translate(this.px, this.py);
    const [r, g, b] = this.col;

    // 范围圈（在缩放外）
    if (dist(mouseX, mouseY, this.px, this.py) < CELL_SIZE * 0.5) {
      noFill(); stroke(r, g, b, 45); strokeWeight(1);
      ellipse(0, 0, this.range * 2, this.range * 2);
    }

    // 建造入场
    scale(1 - this.buildAnim * 0.55);

    // 升级光效
    if (this.upgradeEffect > 0) {
      const t = this.upgradeEffect / 40; this.upgradeEffect--;
      noFill(); stroke(255, 240, 180, t * 220); strokeWeight(1.5 + t * 3);
      rectMode(CENTER); rect(0, 0, CELL_SIZE * (0.92 - t*0.18), CELL_SIZE * (0.92 - t*0.18));
    }

    // 底座
    fill(10, 15, 25); stroke(r, g, b, 110); strokeWeight(0.8 + this.level * 0.4);
    rectMode(CENTER); rect(0, 0, CELL_SIZE * 0.62, CELL_SIZE * 0.62, 4);

    if      (this.type === 'basic')    this._drawBasic(r, g, b);
    else if (this.type === 'rapid')    this._drawRapid(r, g, b);
    else if (this.type === 'area')     this._drawArea(r, g, b);
    else if (this.type === 'laser')    this._drawLaser(r, g, b);
    else if (this.type === 'nova')     this._drawNova(r, g, b);
    else if (this.type === 'frost')    this._drawFrost(r, g, b);
    else if (this.type === 'sniperAA') this._drawSniper(r, g, b);

    this._drawRankStars();
    pop();
  }

  _drawRankStars() {
    const gap = 9, ox = -(this.level - 1) * gap * 0.5;
    for (let i = 0; i < this.level; i++) {
      fill(255, 210, 30); noStroke();
      ellipse(ox + i * gap, CELL_SIZE * 0.28, 4, 4);
    }
  }

  _drawBasic(r, g, b) {
    push(); rotate(this.angle);
    const lv = this.level, cr = 9 + lv * 1.5;
    fill(18, 22, 38); stroke(r, g, b); strokeWeight(1 + lv * 0.3);
    rectMode(CENTER);
    if (lv === 1) { rect(cr+7, 0, 13, 4.5, 1); }
    else if (lv === 2) { rect(cr+7, -4, 14, 3.5, 1); rect(cr+7, 4, 14, 3.5, 1); }
    else {
      rect(cr+8, -6, 15, 3, 1); rect(cr+9, 0, 17, 3, 1); rect(cr+8, 6, 15, 3, 1);
      fill(r, g, b, 70); noStroke();
      triangle(0,-10, 7,-7, 0,-4); triangle(0,10, 7,7, 0,4);
    }
    fill(16, 22, 40); stroke(r, g, b, 170); strokeWeight(1.2);
    ellipse(0, 0, cr*2, cr*2);
    fill(r, g, b, 160 + sin(this.pulseTime*4)*60); noStroke();
    ellipse(0, 0, cr*0.65, cr*0.65);
    pop();
  }

  _drawRapid(r, g, b) {
    push(); rotate(this.angle);
    const lv = this.level, spd = this.pulseTime * (3 + lv);
    push(); rotate(-spd*0.4);
    stroke(r,g,b,80); fill(16,16,16); strokeWeight(0.7); rectMode(CENTER);
    for (let i=0;i<6;i++){push();rotate(i*PI/3);rect(9+lv,0,4,2.5);pop();}
    pop();
    push(); rotate(spd);
    const cnt = 3+lv;
    for (let i=0;i<cnt;i++){
      push(); rotate((TWO_PI/cnt)*i);
      fill(32,32,32); stroke(r,g,b); strokeWeight(0.8);
      rectMode(CENTER); rect(7+lv*1.5, 0, 7+lv*2, 2.5, 1);
      if (this.shootFlash>0){fill(255,140,0);noStroke();ellipse(11+lv*2.5,0,4,4);}
      pop();
    }
    pop();
    fill(r,g,b); noStroke(); ellipse(0,0,6+lv,6+lv);
    fill(255,220); ellipse(0,0,2.5,2.5);
    pop();
  }

  _drawArea(r, g, b) {
    const lv = this.level, bounce = sin(this.pulseTime*2)*2, orbR = 13+lv*2.5;
    noFill(); stroke(r,g,b,65); strokeWeight(0.8); ellipse(0,0,orbR*2,orbR*2);
    for (let i=0;i<2+lv;i++){
      const a=(TWO_PI/(2+lv))*i+this.pulseTime, d=orbR+bounce;
      push(); translate(cos(a)*d,sin(a)*d); rotate(a+HALF_PI);
      fill(12,10,26); stroke(r,g,b,195); strokeWeight(0.7); rectMode(CENTER);
      if (lv<3){rect(0,0,4.5,7.5,1);}
      else{beginShape();vertex(0,-7);vertex(3.5,4);vertex(-3.5,4);endShape(CLOSE);}
      stroke(r,g,b,38); strokeWeight(0.5); line(0,0,-cos(a)*d,-sin(a)*d);
      pop();
    }
    fill(16,12,32); stroke(r,g,b,190); strokeWeight(1.3);
    rectMode(CENTER); rect(0,0,9+lv*2,9+lv*2,2);
    fill(r,g,b,130+bounce*12); noStroke(); ellipse(0,0,4.5+lv*1.2,4.5+lv*1.2);
  }

  _drawLaser(r, g, b) {
    const lv = this.level;
    const charge = min(this.timer / this.fireRate, 1.0);
    const pulse  = sin(this.pulseTime * 7) * 0.5 + 0.5;
    const ready  = charge >= 0.97;
    const flash  = this.shootFlash > 0;

    // ── 先在世界坐标绘制所有射线（不受塔的 rotate 影响）──
    // 这样多条射线能分别指向各自目标
    if (this.laserBeamEnds && this.laserBeamEnds.length > 0) {
      push(); translate(this.px, this.py);
      for (let ti = 0; ti < this.laserBeamEnds.length; ti++) {
        const end  = this.laserBeamEnds[ti];
        const bLen = Math.hypot(end.x - this.px, end.y - this.py);
        const ang  = Math.atan2(end.y - this.py, end.x - this.px);
        const bw   = 0.7 + lv * 0.35;

        push(); rotate(ang);
        const sx = 14 + lv * 2;

        if (flash) {
          stroke(r,g,b,50);  strokeWeight(bw*7); line(sx,0,bLen,0);
          stroke(r,g,b,130); strokeWeight(bw*3); line(sx,0,bLen,0);
          stroke(210,255,230,255); strokeWeight(bw); line(sx,0,bLen,0);
          noStroke();
          fill(r,g,b,250); ellipse(bLen,0,13+lv*3,13+lv*3);
          fill(255,255,255,235); ellipse(bLen,0,5.5,5.5);
          if (lv===3){
            stroke(150,255,190,190); strokeWeight(0.8);
            line(bLen,0,bLen+random(-10,10),random(-9,-3));
            line(bLen,0,bLen+random(-10,10),random(3,9));
          }
        } else {
          const ga = 22 + charge * 80;
          stroke(r,g,b,ga*0.35); strokeWeight(4.5); line(sx,0,bLen,0);
          stroke(r,g,b,ga);      strokeWeight(0.9); line(sx,0,bLen,0);
          noStroke(); fill(r,g,b,ga*1.6);
          ellipse(bLen,0,2.5+charge*4,2.5+charge*4);
        }
        pop();
      }
      pop();
    }

    // ── 塔身本体（rotate 到主目标方向）──
    push(); rotate(this.angle);

    // 旋转约束环（蓄力越高转越快）
    for (let i = 0; i < lv; i++) {
      const s = 10 + i * 5;
      const rotSpd = this.pulseTime * (0.8 + i*0.4) * (1 + charge * 2.8);
      push(); rotate(i%2===0 ? rotSpd : -rotSpd);
      noFill(); stroke(r,g,b,55+charge*95-i*16); strokeWeight(1.2);
      ellipse(0,0,s*2,s*2);
      for (let k=0;k<4;k++){
        const a=k*HALF_PI;
        fill(r,g,b,110+charge*120); noStroke();
        ellipse(cos(a)*s,sin(a)*s,1.8+charge*1.4,1.8+charge*1.4);
      }
      pop();
    }

    // 炮管（随目标数量展开）
    for (let ti = 0; ti < lv; ti++) {
      const spreadA = (ti - (lv-1)/2) * 0.22; // 多管展开角度
      push(); rotate(spreadA);
      fill(10,24,18); stroke(r,g,b,155); strokeWeight(0.9);
      rectMode(CENTER); rect(9+lv*1.4, 0, 12+lv*2, 3.5+lv*0.4, 1);
      stroke(r,g,b,60); strokeWeight(0.6);
      for (let k=0;k<3;k++) line(5+k*3.5,-1.5,5+k*3.5,1.5);
      pop();
    }

    // 核心球（蓄力膨胀变红热）
    const cr = 5.5 + lv*1.1 + charge*4;
    const cg = floor(255*(1-charge*0.72));
    fill(r,cg,floor(b*(1-charge*0.85)),50+charge*115); noStroke();
    ellipse(0,0,cr*2,cr*2);
    fill(ready ? color(255,235,185,238) : color(185,255,215,190+pulse*50));
    ellipse(0,0,cr*0.6,cr*0.6);
    fill(255,255,255,205); ellipse(0,0,2.2,2.2);

    // 蓄力进度条
    if (this.laserBeamEnds && this.laserBeamEnds.length > 0) {
      const barW=20+lv*4, barH=2.8, bx=-barW/2, by=15+lv*1.8;
      fill(8,24,16); stroke(r,g,b,75); strokeWeight(0.6);
      rectMode(CORNER); rect(bx,by,barW,barH,1);
      noStroke();
      fill(lerpColor(color(0,175,90),color(255,235,60),charge));
      rect(bx,by,barW*charge,barH,1);
      if (ready){fill(255,255,185,110+sin(this.pulseTime*28)*75);rect(bx,by,barW,barH,1);}
      rectMode(CENTER);
    }
    pop();
  }

  _drawSniper(r, g, b) {
    push(); rotate(this.angle);
    const lv = this.level;
    for (let i=0;i<lv;i++){
      const off=i*4; stroke(r,g,b,170-i*35); strokeWeight(1); noFill();
      bezier(0,0,4,-7-off,8,-12-off,-3,-16-off);
      bezier(0,0,4,7+off,8,12+off,-3,16+off);
    }
    fill(22,22,38); stroke(r,g,b); strokeWeight(1.3);
    rectMode(CENTER); rect(9,0,17+lv*2,4.5,1);
    stroke(r,30,30,60); strokeWeight(0.7);
    for (let i=18;i<38;i+=5) line(i,0,i+2.5,0);
    fill(r,g,b,200); noStroke(); rectMode(CENTER); rect(1.5,0,6.5,6.5,1);
    fill(255,210,210,220); ellipse(1.5,0,2.8,2.8);
    if (lv===3&&random()<0.25){stroke(255,255,255,170);strokeWeight(0.7);line(1.5,-3.2,1.5+random(-3.5,3.5),-8);line(1.5,3.2,1.5+random(-3.5,3.5),8);}
    pop();
  }

  _drawFrost(r, g, b) {
    const lv=this.level, rot=this.pulseTime*0.5;
    noFill(); stroke(r,g,b,35); strokeWeight(4+lv*2); ellipse(0,0,34+lv*3);
    const cR=12+lv*1.8;
    for (let i=0;i<3+lv;i++){
      const a=rot+(TWO_PI/(3+lv))*i;
      push(); translate(cos(a)*cR,sin(a)*cR); rotate(a+QUARTER_PI);
      fill(210,235,255,175); stroke(r,g,b); strokeWeight(0.7);
      beginShape(); vertex(0,-4.5-lv*0.8); vertex(2.5,0); vertex(0,4.5+lv*0.8); vertex(-2.5,0); endShape(CLOSE);
      pop();
    }
    fill(r,g,b,85); noStroke(); push(); rotate(rot);
    rectMode(CENTER); rect(0,0,8+lv*2,8+lv*2,2); pop();
    fill(210,235,255,195); noStroke(); ellipse(0,0,3.5,3.5);
  }

  // ── NOVA 光波炮 ──
  _drawNova(r, g, b) {
    const lv = this.level;
    const pulse = sin(this.pulseTime * 5) * 0.5 + 0.5;

    // 1. 外旋能量环（等级数量的旋转光环）
    for (let i = 0; i < lv + 1; i++) {
      const s = 14 + i * 5;
      const spd = this.pulseTime * (1.2 + i * 0.7) * (i%2===0 ? 1 : -1);
      push(); rotate(spd);
      noFill(); stroke(r, g, b, 80 - i*15); strokeWeight(1.1);
      ellipse(0, 0, s*2, s*2);
      // 环上发光节点
      const nNodes = 4 + lv;
      for (let k = 0; k < nNodes; k++) {
        const a = (TWO_PI / nNodes) * k;
        fill(r, g, b, 160 + pulse*60); noStroke();
        ellipse(cos(a)*s, sin(a)*s, 2.2, 2.2);
      }
      pop();
    }

    // 2. 八方能量导槽（显示波的发射方向）
    for (let i = 0; i < 8; i++) {
      const a = (TWO_PI / 8) * i + this.pulseTime * 0.3;
      const inner = 8, outer = 13 + lv * 2;
      stroke(r, g, b, 55 + pulse*40); strokeWeight(1);
      line(cos(a)*inner, sin(a)*inner, cos(a)*outer, sin(a)*outer);
      if (this.shootFlash > 0) {
        stroke(r, g, b, 200); strokeWeight(1.5);
        line(cos(a)*inner, sin(a)*inner, cos(a)*(outer+6), sin(a)*(outer+6));
      }
    }

    // 3. 中央核心（击发时爆光）
    const baseR = 7 + lv * 1.5 + pulse * 2;
    fill(r, g, b, 70 + pulse * 60); noStroke(); ellipse(0, 0, baseR*2, baseR*2);
    if (this.shootFlash > 0) {
      fill(255, 220, 140, 230); ellipse(0, 0, (baseR + 6)*2, (baseR + 6)*2);
    }
    fill(r, g, b, 200); ellipse(0, 0, baseR*0.6, baseR*0.6);
    fill(255, 245, 200, 220); ellipse(0, 0, 3, 3);

    // 4. 绘制正在扩散的光波环（在世界坐标，需要 pop 出塔的 translate 后画）
    // 注意：这里直接在塔内坐标系绘制，因为 translate(px,py) 已经在 draw() 里做了
    for (const w of (this.novaWaves || [])) {
      const alpha = w.life * 200;
      const thick = (10 + lv * 2) * w.life;
      const [wr, wg, wb] = w.col;

      // 外光晕
      noFill(); stroke(wr, wg, wb, alpha * 0.35); strokeWeight(thick * 2.2);
      ellipse(0, 0, w.r * 2, w.r * 2);
      // 主环
      stroke(wr, wg, wb, alpha * 0.75); strokeWeight(thick);
      ellipse(0, 0, w.r * 2, w.r * 2);
      // 内亮边
      stroke(255, 235, 180, alpha * 0.9); strokeWeight(thick * 0.25);
      ellipse(0, 0, w.r * 2, w.r * 2);

      // 环上等间距火花
      const sparkCount = 8 + lv * 4;
      const offset = this.pulseTime * 0.8 + w.waveIdx * PI / 4;
      noStroke();
      for (let k = 0; k < sparkCount; k++) {
        const sa = (TWO_PI / sparkCount) * k + offset;
        fill(255, 245, 200, alpha * (0.4 + w.life * 0.5));
        ellipse(cos(sa)*w.r, sin(sa)*w.r, 2.5*w.life, 2.5*w.life);
      }
    }
  }
} // end class Tower

// ============================================================
//  Projectile
// ============================================================
class Projectile {
  constructor(x, y, angle, spd, dmg, col, antiAir, towerType, level) {
    this.x=x; this.y=y;
    this.vx=cos(angle)*spd; this.vy=sin(angle)*spd;
    this.dmg=dmg; this.col=col; this.antiAir=antiAir;
    this.towerType=towerType; this.level=level;
    this.alive=true; this.life=1.0;
  }
  update() {
    this.x+=this.vx; this.y+=this.vy; this.life-=0.012;
    if (this.life<=0){this.alive=false;return;}
    const isArea=(this.towerType==='area'), isAA=(this.towerType==='sniperAA');
    const hitR=isArea?16:isAA?18:10;
    let hits=manager.getMonstersInRange(this.x,this.y,hitR,this.antiAir);
    if (isAA) hits=hits.filter(m=>{const vy=m.floatY||0;return Math.hypot(m.pos.x-this.x,(m.pos.y+vy)-this.y)<=hitR;});
    if (hits.length>0){
      if (isArea){manager.damageInRadius(this.x,this.y,38+this.level*8,this.dmg,this.antiAir);spawnParticles(this.x,this.y,color(...this.col),7);}
      else{manager.damageAt(this.x,this.y,this.dmg,this.antiAir,false);spawnParticles(this.x,this.y,color(...this.col),isAA?9:4);}
      this.alive=false;
    }
  }
  draw() {
    const [r,g,b]=this.col;
    push(); translate(this.x,this.y); rotate(Math.atan2(this.vy,this.vx));
    const sz=4+this.level*1.5; noStroke(); fill(r,g,b,this.life*240);
    if (this.towerType==='area'){ellipse(0,0,sz*1.4,sz*1.4);fill(255,160);ellipse(0,0,sz*0.7,sz*0.7);}
    else if (this.towerType==='sniperAA'){rectMode(CENTER);rect(0,0,sz*2.5,sz*0.4,1);fill(255,200,200,this.life*180);ellipse(sz*1.2,0,sz*0.6,sz*0.6);}
    else{rectMode(CENTER);rect(0,0,sz*2,sz*0.45,2);}
    pop();
  }
}

let towers=[], projectiles=[];

function updateAndDrawTowers(){
  for (const t of towers){t.update();t.draw();}
  projectiles=projectiles.filter(p=>p.alive);
  for (const p of projectiles){p.update();p.draw();}
}

function initTowers(){ towers=[]; projectiles=[]; }
// ── ui.js
// ============================================================
//  ui.js — 所有UI界面
//  负责人：李卓伦（金币/血条显示、按钮、塔升级界面、数值平衡）
//  刘博文贡献：建造菜单、塔升级面板、放置预览
//  依赖：globals.js, map.js, towers.js
// ============================================================

// ============================================================
//  难度选择界面
// ============================================================
function drawDifficultySelect() {
  background(4, 7, 18);
  // 网格背景
  stroke(0, 150, 220, 10); strokeWeight(1);
  for (let x = 0; x < width; x += 50) line(x, 0, x, height);
  for (let y = 0; y < height; y += 50) line(0, y, width, y);

  textFont('monospace'); textAlign(CENTER, CENTER);

  // 标题
  const pulse = sin(frameCount * 0.07) * 0.3 + 0.7;
  noStroke();
  fill(0, 200, 255, 220 * pulse); textSize(28);
  text('Quantum Drop', width / 2, height / 2 - 155);
  fill(0, 140, 200, 160 * pulse); textSize(11);
  text('SELECT DIFFICULTY', width / 2, height / 2 - 118);

  // 分割线
  stroke(0, 180, 255, 60); strokeWeight(1);
  line(width / 2 - 200, height / 2 - 105, width / 2 + 200, height / 2 - 105);

  // ── EASY 卡片 ──
  const eX = width / 2 - 210, eY = height / 2 - 90, eW = 190, eH = 240;
  _drawDiffCard(eX, eY, eW, eH,
    [0, 220, 120],
    'EASY',
    '简单模式',
    [
      '× 门倍率提升',
      '更多高倍率机会',
      '-门数值正常',
      '推荐初学者',
    ]
  );

  // ── DIFFICULT 卡片 ──
  const dX = width / 2 + 20, dY = height / 2 - 90, dW = 190, dH = 240;
  _drawDiffCard(dX, dY, dW, dH,
    [255, 100, 40],
    'DIFFICULT',
    '困难模式',
    [
      '× 门倍率正常',
      '-门扣除数值↑↑',
      '生存压力倍增',
      '挑战高手专属',
    ]
  );

  // 底部提示
  noStroke(); fill(0, 140, 200, 120 * pulse); textSize(10);
  text('choose a difficulty level to start the game', width / 2, height / 2 + 175);
  textAlign(LEFT, BASELINE);
}

function _drawDiffCard(x, y, w, h, col, title, subtitle, lines) {
  const [r, g, b] = col;
  const mx = mouseX, my = mouseY;
  const hovered = mx >= x && mx <= x + w && my >= y && my <= y + h;

  // 外发光
  noStroke();
  fill(r, g, b, hovered ? 22 : 10);
  rect(x - 8, y - 8, w + 16, h + 16, 18);

  // 背景
  fill(hovered ? color(r*0.25, g*0.25, b*0.25, 230) : color(8, 14, 28, 215));
  stroke(r, g, b, hovered ? 200 : 90); strokeWeight(hovered ? 2 : 1.2);
  rect(x, y, w, h, 12);

  // 顶部色条
  noStroke(); fill(r, g, b, hovered ? 200 : 140);
  rect(x, y, w, 6, 12, 12, 0, 0);

  // 标题
  fill(r, g, b, 230); textSize(20); textAlign(CENTER, CENTER);
  text(title, x + w / 2, y + 32);

  // 副标题
  fill(r, g, b, 150); textSize(10);
  text(subtitle, x + w / 2, y + 54);

  // 分割线
  stroke(r, g, b, 60); strokeWeight(1);
  line(x + 16, y + 66, x + w - 16, y + 66);

  // 特性列表
  noStroke();
  for (let i = 0; i < lines.length; i++) {
    fill(200, 220, 240, 190); textSize(10); textAlign(LEFT, CENTER);
    text('◈  ' + lines[i], x + 18, y + 88 + i * 28);
  }

  // 按钮
  const btnY = y + h - 46;
  fill(r, g, b, hovered ? 200 : 120); noStroke();
  rect(x + 16, btnY, w - 32, 30, 8);
  fill(hovered ? color(255, 255, 255, 240) : color(r, g, b, 220));
  textSize(12); textAlign(CENTER, CENTER);
  text(hovered ? '▶  START' : 'SELECT', x + w / 2, btnY + 15);

  textAlign(LEFT, BASELINE);
}

function handleDifficultyClick(mx, my) {
  // EASY 区域
  const eX = width / 2 - 210, eY = height / 2 - 90, eW = 190, eH = 240;
  if (mx >= eX && mx <= eX + eW && my >= eY && my <= eY + eH) {
    gameDifficulty = 'easy';
    gamePhase      = 'playing';
    initGame();
    return;
  }
  // DIFFICULT 区域
  const dX = width / 2 + 20, dY = height / 2 - 90, dW = 190, dH = 240;
  if (mx >= dX && mx <= dX + dW && my >= dY && my <= dY + dH) {
    gameDifficulty = 'difficult';
    gamePhase      = 'playing';
    initGame();
    return;
  }
}


let selectedTowerType = null;
let selectedTower     = null;

let BUILD_BTN_Y;

// ── 点击特效 ──
let clickEffects; 

function drawClickEffects() {
  clickEffects = clickEffects.filter(e => e.life > 0);
  for (const e of clickEffects) {
    e.life -= 0.055;
    const r = map(e.life, 1, 0, 8, 55);
    noFill(); stroke(0, 200, 255, e.life*170); strokeWeight(1.5);
    beginShape();
    for (let k = 0; k < 12; k++) {
      const nr = r + sin(k*1.3)*3.5;
      vertex(e.x + cos(k*TWO_PI/12)*nr, e.y + sin(k*TWO_PI/12)*nr);
    }
    endShape(CLOSE);
    stroke(0, 220, 255, e.life*110); strokeWeight(1);
    line(e.x-10, e.y, e.x+10, e.y); line(e.x, e.y-10, e.x, e.y+10);
  }
}

// ============================================================
//  HUD（李卓伦负责，以下为刘博文临时实现）
// ============================================================
function drawHUD() {
  noStroke(); fill(5, 8, 18, 225); rect(0, 0, width, HUD_HEIGHT);
  stroke(0, 180, 255, 180); strokeWeight(1.5); line(0, HUD_HEIGHT, width, HUD_HEIGHT);
  textFont('monospace'); noStroke();

  fill(0, 160, 255); textSize(13); text('◈ CREDITS', 12, 15);
  fill(255, 210, 40); textSize(18); text(nf(coins, 5), 12, 34);

  fill(0, 160, 255); textSize(13); text('◈ BASE HP', 145, 15);
  fill(lerpColor(color(220,30,30), color(0,220,140), baseHp/baseHpMax));
  textSize(18); text(nf(baseHp, 2) + '/' + baseHpMax, 145, 34);
  
  fill(0, 160, 255); textSize(13); text('◈ WAVE', 285, 15);
  const waveLabel = waveState === 'complete' ? 'DONE' : ('W-' + nf(min(waveNum, TOTAL_WAVES), 2) + '/' + nf(TOTAL_WAVES, 2));
  fill(waveState === 'complete' ? color(0,255,120) : color(140,80,255));
  textSize(18); text(waveLabel, 285, 34);

  fill(0, 160, 255); textSize(13); text('◈ HOSTILES', 395, 15);
  fill(220, 50, 50); textSize(18); text(nf(manager.monsters.length, 3), 395, 34);

  // 波次进度条
  const barX=520,barY=10,barW=200,barH=26;
  fill(10,20,40,180); stroke(0,140,220,120); strokeWeight(1); rect(barX,barY,barW,barH,3);
  const prog = waveNum / TOTAL_WAVES;
  fill(lerpColor(color(0,160,255), color(0,255,180), prog)); noStroke();
  rect(barX+1, barY+1, max(0,(barW-2)*prog), barH-2, 2);
  fill(0,200,255,180); textSize(13); textAlign(CENTER,CENTER);
  text('PROGRESS  ' + floor(prog*100) + '%', barX+barW/2, barY+barH/2);
  textAlign(LEFT, BASELINE);

  // 干扰警告
  if (frameCount < jammedUntilFrame) {
    const t = sin(frameCount*0.3)*0.5+0.5;
    noStroke(); fill(255, 80, 0, 140+t*80); rect(0, HUD_HEIGHT, width, 20);
    fill(255, 220, 180, 230); textSize(13); textAlign(CENTER, CENTER);
    text('⚠  DEFENSE JAMMED — TOWERS OFFLINE  ⚠', width/2, HUD_HEIGHT+10);
    textAlign(LEFT, BASELINE);
  }

  fill(0, 140, 220, 65); textSize(10);
  text(nf(mouseX,4)+','+nf(mouseY,4), width-80, height-8);

  // TODO：李卓伦 — 可在此处扩展更完整的HUD面板
  // 例如：道具栏、技能冷却、波次奖励预览等
}

// ============================================================
//  波次倒计时 & 通关提示（李卓伦负责，以下为临时实现）
// ============================================================
function drawWaveUI() {
  textFont('monospace');
  if (waveState === 'countdown') {
    const nextW = waveNum + 1;
    const pulse = sin(frameCount*0.15)*0.3+0.7;
    // 小游戏进行时由小游戏自己占满屏幕，不显示波次倒计时覆盖层
    if (minigameState === 'idle') {
      const remaining = ceil((waveCountdownEnd - frameCount) / 60);
      noStroke(); fill(5,10,25,170); rect(0, height/2-36, width, 72);
      stroke(0,180,255,120*pulse); strokeWeight(1);
      line(0,height/2-36,width,height/2-36); line(0,height/2+36,width,height/2+36);
      fill(0,200,255,230*pulse); textSize(13); textAlign(CENTER,CENTER);
      text('— INCOMING WAVE ' + nextW + ' OF ' + TOTAL_WAVES + ' —', width/2, height/2-18);
      fill(255,220,60,240); textSize(26); text(remaining+'s', width/2, height/2+10);
      const cfg = WAVE_CONFIG[nextW-1];
      if (cfg) {
        const hasBoss = cfg.some(([t]) => t.startsWith('boss'));
        const desc = cfg.map(([t,c]) => {
          if (t==='boss1') return '⚠ BOSS: FISSION CORE';
          if (t==='boss2') return '⚠ BOSS: PHANTOM PROTOCOL';
          if (t==='boss3') return '☠ FINAL BOSS: ANT-MECH';
          return c+'x '+t.toUpperCase();
        }).join('  |  ');
        fill(hasBoss?color(255,120,20,220):color(0,180,220,160)); textSize(9); text(desc,width/2,height/2+30);
      }
      textAlign(LEFT, BASELINE);
    } // end if minigameState === 'idle'
  }
  if (waveState === 'complete') {
    noStroke(); fill(5,15,30,200); rect(0,height/2-50,width,100);
    fill(0,255,160,230); textSize(22); textAlign(CENTER,CENTER);
    text('ALL WAVES CLEARED', width/2, height/2-18);
    fill(255,220,60,200); textSize(13); text('TOTAL CREDITS: '+coins, width/2, height/2+14);
    textAlign(LEFT, BASELINE);
  }
}

// ============================================================
//  建造菜单（刘博文）
// ============================================================
// ui.js 核心修改部分

// ui.js

function drawBuildMenu() {
  textFont('monospace'); noStroke();
  
  // 7个塔，压缩按钮宽度以适应屏幕（14格×70=980px宽）
  const btnW = 86;
  const spacing = 5;
  const menuWidth = 7 * (btnW + spacing) + 4;
  
  // 背景板
  fill(5, 10, 22, 220); stroke(0, 130, 200, 120); strokeWeight(1.5);
  rect(0, BUILD_BTN_Y, menuWidth, 48, 0, 0, 6, 0);

  const types = ['basic', 'rapid', 'area', 'sniperAA', 'laser', 'nova', 'frost'];
  const displayNames = {
    basic:    "SENTRY",
    rapid:    "STINGER",
    area:     "ORBIT",
    sniperAA: "SKYFALL",
    laser:    "BEAM",
    nova:     "NOVA",
    frost:    "GLACIER"
  };

  for (let i = 0; i < types.length; i++) {
    const type = types[i], def = TOWER_DEFS[type];
    const [r, g, b] = def.color;
    const bx = 6 + i * (btnW + spacing), by = BUILD_BTN_Y + 6;
    const bw = btnW, bh = 36;
    
    const selected = selectedTowerType === type;
    const canAfford = coins >= def.cost;

    // 按钮样式
    if (selected) { 
      fill(r, g, b, 80); stroke(r, g, b, 255); strokeWeight(2); 
    } else if (!canAfford) { 
      fill(15, 15, 25, 150); stroke(60, 60, 70, 100); strokeWeight(1); 
    } else { 
      fill(10, 20, 40, 200); stroke(r, g, b, 120); strokeWeight(1); 
    }
    rect(bx, by, bw, bh, 4);

    // 塔名与价格
    noStroke();
    fill(canAfford ? color(r, g, b) : color(120)); 
    textSize(10); textAlign(LEFT, TOP);
    text(displayNames[type], bx + 8, by + 6);
    
    fill(canAfford ? color(255, 215, 0) : color(150, 80, 80)); 
    textSize(9); textAlign(LEFT, BOTTOM);
    text('¥' + def.cost, bx + 8, by + 30);
    
    // 装饰色块
    fill(r, g, b, canAfford ? 200 : 80);
    rect(bx + bw - 12, by + 8, 4, 20, 1);
  }

  // 取消按钮 (紧跟在最后)
  if (selectedTowerType) {
    const bx = 6 + 7 * (btnW + spacing), by = BUILD_BTN_Y + 6;
    fill(80, 20, 20, 200); stroke(255, 60, 60, 180);
    rect(bx, by, 40, 36, 4);
    fill(255, 100, 100); textAlign(CENTER, CENTER); textSize(12);
    text('✕', bx + 20, by + 18);
  }
}

// ============================================================
//  塔升级面板（刘博文）
// ============================================================
function drawTowerPanel() {
  if (!selectedTower) return;
  const t = selectedTower;
  const panelW = 178, panelH = 158;
  let px = t.px + 35, py = t.py - 30;
  px = constrain(px, 0, width-panelW-4);
  py = constrain(py, HUD_HEIGHT+4, height-panelH-4);

  fill(5,10,22,225); stroke(0,180,255,160); strokeWeight(1.2);
  rect(px, py, panelW, panelH, 4);

  const def = TOWER_DEFS[t.type];
  const [r,g,b] = t.col;
  const isMaxed = (t.level >= 3);

  fill(r,g,b,220); noStroke(); textFont('monospace'); textSize(10);
  text(def.name + '  Lv.' + t.level + (isMaxed ? ' ★MAX' : ''), px+8, py+16);

  stroke(0,140,220,100); strokeWeight(1); line(px+6,py+22,px+panelW-6,py+22);

  fill(180,220,255,200); noStroke(); textSize(9);
  text('ATK  ' + t.dmg,  px+10, py+36);
  text('RNG  ' + t.range, px+10, py+50);
  text('SPD  ' + Math.round(60/t.fireRate*10)/10 + '/s', px+10, py+64);

  // 特殊属性行
  let specialY = py + 78;
  if (t.type === 'laser') {
    fill(0, 255, 150, 210); noStroke(); textSize(9);
    text('◆ 多目标锁定 ×' + t.level, px+10, specialY);
    specialY += 14;
  } else if (t.type === 'nova') {
    fill(255, 160, 50, 210); noStroke(); textSize(9);
    text('◆ 范围光波  ×' + t.level + '道', px+10, specialY);
    specialY += 14;
  } else if (t.antiAir) {
    fill(255,170,40,200); noStroke(); textSize(9);
    text('◆ 防空 / JAM免疫', px+10, specialY);
    specialY += 14;
  }

  if (!isMaxed) {
    const btnY = specialY;
    const canUpg = coins >= t.upgradeCost;
    fill(canUpg?color(0,150,75,200):color(55,55,55,180));
    stroke(canUpg?color(0,210,95,200):color(95,95,95,120)); strokeWeight(1);
    rect(px+8, btnY, panelW-16, 24, 3);
    fill(canUpg?color(175,255,195,230):color(135,135,135,180));
    noStroke(); textSize(9); textAlign(CENTER,CENTER);
    text('升级至 Lv.'+(t.level+1)+'  ¥'+t.upgradeCost, px+panelW/2, btnY+12);
    textAlign(LEFT,BASELINE);
    t._btnRect = { x:px+8, y:btnY, w:panelW-16, h:24 };
  } else {
    fill(255,200,50,155); noStroke(); textSize(9); textAlign(CENTER,CENTER);
    text('★ 已达满级 MAX', px+panelW/2, specialY+8);
    textAlign(LEFT,BASELINE);
    t._btnRect = null;
  }

  const delBtnY = py + panelH - 34;
  fill(75,18,18,200); stroke(195,55,55,175); strokeWeight(1);
  rect(px+8, delBtnY, panelW-16, 22, 3);
  fill(255,100,100,230); noStroke(); textSize(9); textAlign(CENTER,CENTER);
  const refund = Math.floor(TOWER_DEFS[t.type].cost * 0.8);
  text('拆除  退还 ¥' + refund, px+panelW/2, delBtnY+11);
  textAlign(LEFT,BASELINE);
  t._delRect = { x:px+8, y:delBtnY, w:panelW-16, h:22 };

  fill(95,135,175,125); noStroke(); textSize(8); textAlign(CENTER,CENTER);
  text('[ 点击其他处关闭 ]', px+panelW/2, py+panelH-7);
  textAlign(LEFT,BASELINE);
}

// ============================================================
//  放置预览（刘博文）
// ============================================================
function drawPlacementPreview() {
  if (!selectedTowerType) return;
  const gx = Math.floor(mouseX / CELL_SIZE);
  const gy = Math.floor(mouseY / CELL_SIZE);
  const canBuild  = isCellBuildable(gx, gy);
  const canAfford = coins >= TOWER_DEFS[selectedTowerType].cost;
  const ok = canBuild && canAfford;
  const px = gx * CELL_SIZE, py = gy * CELL_SIZE;
  const def = TOWER_DEFS[selectedTowerType];
  const [r,g,b] = def.color;

  noFill(); stroke(ok?color(0,255,120,200):color(255,60,60,200)); strokeWeight(2);
  rect(px+2, py+2, CELL_SIZE-4, CELL_SIZE-4, 3);
  fill(ok?color(0,255,120,30):color(255,60,60,30)); noStroke();
  rect(px+2, py+2, CELL_SIZE-4, CELL_SIZE-4, 3);
  fill(r,g,b,ok?120:60); noStroke();
  ellipse(px+CELL_SIZE/2, py+CELL_SIZE/2, CELL_SIZE*0.55, CELL_SIZE*0.55);
  noFill(); stroke(r,g,b,ok?50:25); strokeWeight(1);
  ellipse(px+CELL_SIZE/2, py+CELL_SIZE/2, def.range*2, def.range*2);

  if (!canAfford) {
    fill(255,80,80,220); noStroke(); textFont('monospace'); textSize(9);
    textAlign(CENTER,CENTER); text('金币不足', px+CELL_SIZE/2, py+CELL_SIZE+10);
    textAlign(LEFT,BASELINE);
  } else if (!canBuild) {
    fill(255,80,80,220); noStroke(); textFont('monospace'); textSize(9);
    textAlign(CENTER,CENTER); text('无法建造', px+CELL_SIZE/2, py+CELL_SIZE+10);
    textAlign(LEFT,BASELINE);
  }
}

// ============================================================
//  鼠标点击处理（刘博文）
//  返回 true 表示已消费，不传给战斗系统
// ============================================================
function handlePlacementClick(mx, my) {
  // 建造菜单区域
  const btnW = 86;    // 必须与 drawBuildMenu 中的按钮宽度一致
  const spacing = 5;   // 必须与 drawBuildMenu 中的间距一致

  // 建造菜单区域高度判定
  if (my >= BUILD_BTN_Y && my < BUILD_BTN_Y + 48) {
    // 包含所有 7 种塔的类型数组
    const types = ['basic', 'rapid', 'area', 'sniperAA', 'laser', 'nova', 'frost'];
    
    for (let i = 0; i < types.length; i++) {
      // 计算第 i 个按钮的左侧起始 X 坐标
      const bx = 6 + i * (btnW + spacing);
      
      // 检查鼠标点击是否在该按钮的宽度范围内
      if (mx >= bx && mx < bx + btnW) {
        selectedTowerType = (selectedTowerType === types[i]) ? null : types[i];
        if (selectedTowerType) selectedTower = null;
        return true; // 拦截点击，防止穿透到地图
      }
    }

    // 取消按钮 (X) 的判定：位置在第 7 个塔之后
    const cancelX = 6 + 7 * (btnW + spacing);
    if (selectedTowerType && mx >= cancelX && mx < cancelX + 40) {
      selectedTowerType = null;
      return true;
    }
    return true; // 点击了菜单空白处也进行拦截
  }

  // 升级按钮
  if (selectedTower && selectedTower._btnRect) {
    const btn = selectedTower._btnRect;
    if (mx>=btn.x && mx<btn.x+btn.w && my>=btn.y && my<btn.y+btn.h) {
      selectedTower.upgrade(); return true;
    }
  }

  // 拆除按钮
  if (selectedTower && selectedTower._delRect) {
    const del = selectedTower._delRect;
    if (mx >= del.x && mx < del.x + del.w && my >= del.y && my < del.y + del.h) {
      demolishTower(selectedTower);
      selectedTower = null;
      return true;
    }
  }

  // 点击已有塔
  const clicked = towers.find(t => dist(mx,my,t.px,t.py) < CELL_SIZE*0.45);
  if (clicked) {
    selectedTower = selectedTower===clicked ? null : clicked;
    if (selectedTower) selectedTowerType = null;
    return true;
  }

  // 放置塔
  if (selectedTowerType) {
    const gx = Math.floor(mx/CELL_SIZE), gy = Math.floor(my/CELL_SIZE);
    if (isCellBuildable(gx,gy) && coins >= TOWER_DEFS[selectedTowerType].cost) {
      coins -= TOWER_DEFS[selectedTowerType].cost;
      towers.push(new Tower(gx, gy, selectedTowerType));
      selectedTowerType = null;
    } else if (my > HUD_HEIGHT) {
      selectedTower = null;
    }
    return true;
  }

  if (selectedTower) { selectedTower = null; return true; }
  return false;
}

// ============================================================
//  主UI绘制入口（在 sketch.js draw() 中调用）
// ============================================================
function drawUI() {
  drawBuildMenu();
  drawPlacementPreview();
  drawTowerPanel();
  drawClickEffects();
  drawScanlines();
  drawWaveUI();
  drawHUD();
}

// ── 初始化 ──
function initUI() {
  selectedTowerType = null;
  selectedTower     = null;
  clickEffects      = [];
  BUILD_BTN_Y       = HUD_HEIGHT + 2;
}

// ============================================================
//  TODO：李卓伦 — 可在此文件扩展的UI功能
//  1. drawHUD()       — 完善金币/血条动画、道具栏
//  2. drawWaveUI()    — 完善倒计时、波次奖励预览
//  3. drawShopPanel() — 投球小游戏结束后的商店界面
//  4. 数值平衡参数统一放在 globals.js 或此文件顶部
// ============================================================
// ── waves.js
// ============================================================
//  waves.js — 波次配置与波次推进系统
// ============================================================

const WAVE_CONFIG = [
  // Wave 1 — 入门：蛇+蜘蛛
  [ ['snake',6,190,0], ['spider',4,185,60] ],
  // Wave 2 — 加入坦克
  [ ['snake',7,175,0], ['spider',6,185,60], ['tank',2,240,90] ],
  // Wave 3 — Boss1 + 两种空中怪，错开出场（随机offset由launchWave动态处理）
  [ ['snake',5,160,0], ['spider',4,170,50], ['phoenix',2,220,100], ['ghostbird',2,220,160], ['boss1',1,9999,20] ],
  // Wave 4 — 机器人，两鸟错开
  [ ['snake',8,155,0], ['spider',7,160,40], ['robot',5,180,80], ['phoenix',3,210,130], ['ghostbird',3,200,185] ],
  // Wave 5 — Boss2 + 坦克
  [ ['snake',6,145,0], ['spider',5,150,30], ['robot',5,165,80], ['tank',3,200,60], ['phoenix',4,195,120], ['ghostbird',4,185,175], ['boss2',1,9999,40] ],
  // Wave 6
  [ ['snake',9,140,0], ['spider',8,145,35], ['robot',6,160,80], ['tank',3,190,60], ['phoenix',5,185,110], ['ghostbird',5,175,165] ],
  // Wave 7
  [ ['snake',10,125,0], ['spider',9,130,30], ['robot',8,145,65], ['tank',4,175,50], ['phoenix',6,170,100], ['ghostbird',6,160,150] ],
  // Wave 8
  [ ['snake',12,110,0], ['spider',10,115,25], ['robot',9,130,60], ['tank',4,160,45], ['phoenix',8,150,90], ['ghostbird',8,140,140] ],
  // Wave 9
  [ ['snake',12,100,0], ['spider',11,105,20], ['robot',10,120,55], ['tank',5,150,40], ['phoenix',9,135,80], ['ghostbird',9,125,130] ],
  // Wave 10 — 最终关：全部怪 + Boss3
  [ ['snake',8,120,0], ['spider',7,125,30], ['robot',6,140,70], ['tank',3,180,50], ['phoenix',5,160,100], ['ghostbird',5,150,155], ['boss3',1,9999,50] ],
];

let waveCountdownActive = false;

function launchWave(n) {
  waveNum = n;
  waveState = 'fighting';
  waveCountdownActive = false;
  if (n <= 0 || n > WAVE_CONFIG.length) return;
  const cfg = WAVE_CONFIG[n - 1];
  for (const [type, count, interval, delay] of cfg) {
    // 给两种飞行怪各加随机偏移，让它们不会并排贴着出现
    let actualDelay = delay;
    if (type === 'phoenix' || type === 'ghostbird') {
      actualDelay = delay + Math.floor(Math.random() * 80);
    }
    manager.enqueueWave(type, count, interval, actualDelay);
  }
}

function beginAutoWave() {
  waveNum = 0;
  waveState = 'countdown';
  waveCountdownActive = false;
  waveCountdownEnd    = 0;
  if (typeof startMinigame === 'function') {
    startMinigame();
  }
}

function updateWaveSystem() {
  if (waveState === 'complete') return;
  if (waveState === 'waiting')  return;

  if (waveState === 'countdown') {
    const panelActive = (typeof waveEndPanelVisible !== 'undefined') && waveEndPanelVisible;
    if (!waveCountdownActive && minigameState === 'idle' && !panelActive) {
      waveCountdownActive = true;
      waveCountdownEnd    = frameCount + COUNTDOWN_FRAMES;
    }
    if (waveCountdownActive && frameCount >= waveCountdownEnd) {
      launchWave(waveNum + 1);
    }
    return;
  }

  if (waveState === 'fighting') {
    if (manager.queue.length === 0 && manager.monsters.length === 0) {
      if (waveNum >= TOTAL_WAVES) {
        waveState = 'complete';
      } else {
        waveState = 'countdown';
        waveCountdownActive = false;
        waveCountdownEnd    = 0;
        if (typeof showWaveEndPanel === 'function') {
          showWaveEndPanel();
        } else if (typeof startMinigame === 'function' && minigameState === 'idle') {
          startMinigame();
        }
      }
    }
  }
}
